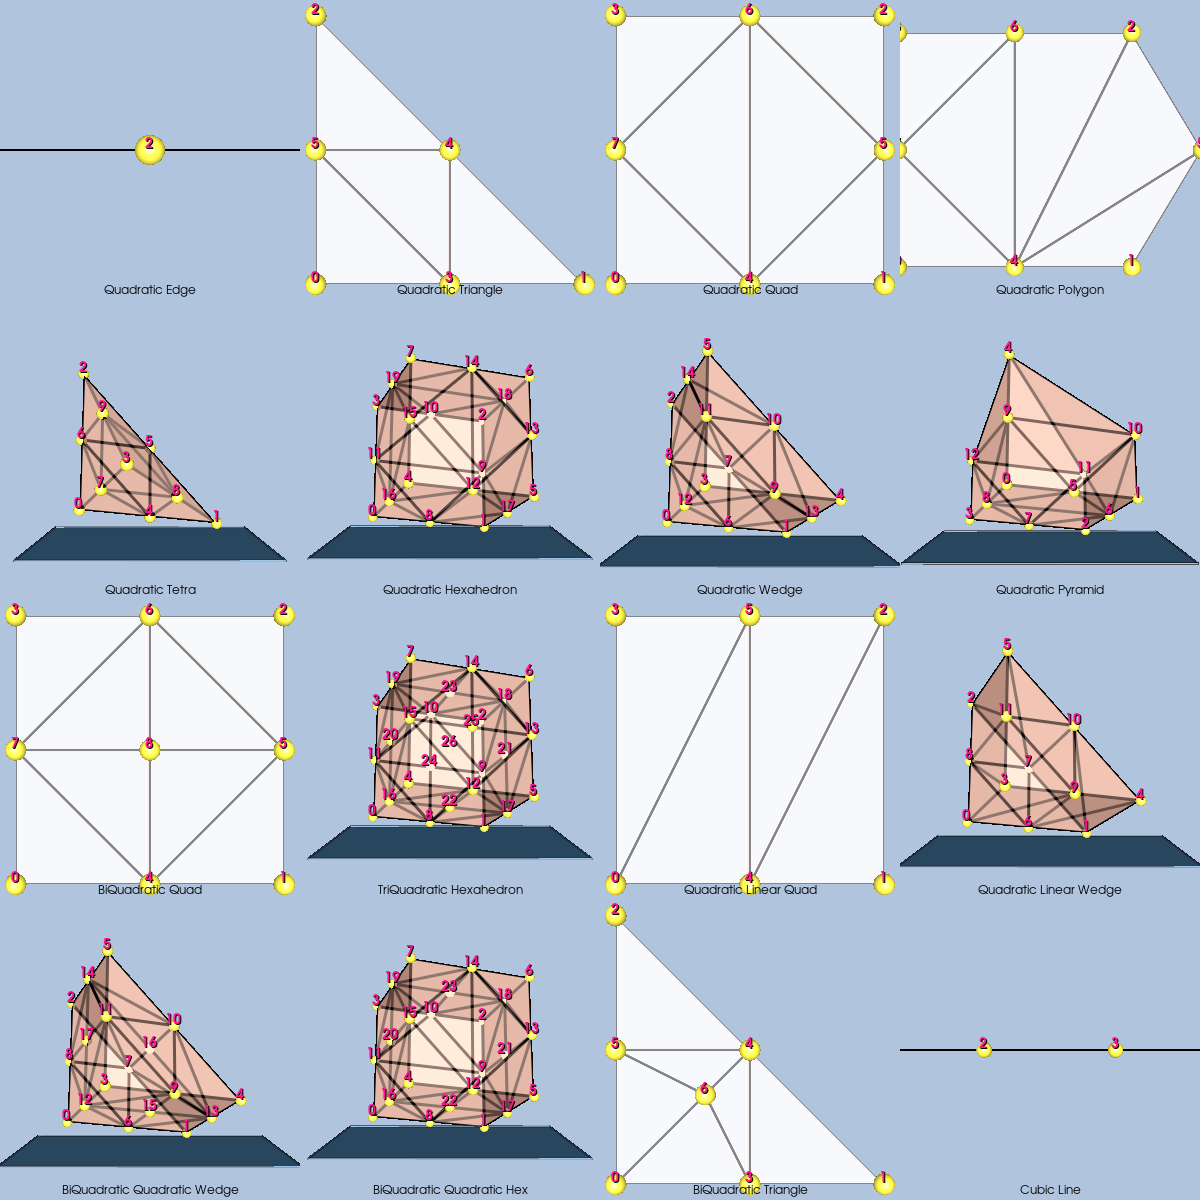

Write Python code to recreate this figure.
#!/usr/bin/env python

# Display sixteen isoparametric (quadratic/higher-order) cell types in a
# 4 × 4 grid of viewports, each with its own renderer.  Each cell shows
# vertex-ordering labels and gold sphere glyphs at the vertices.
# Three-dimensional cells are rotated and sit on a translucent plinth.

# Factory overrides: importing these modules registers the OpenGL rendering,
# FreeType text rendering, and interaction style implementations.
import vtkmodules.vtkInteractionStyle  # noqa: F401
import vtkmodules.vtkRenderingFreeType  # noqa: F401
import vtkmodules.vtkRenderingOpenGL2  # noqa: F401
# VTK pipeline classes used in this example
from vtkmodules.vtkCommonCore import vtkPoints
from vtkmodules.vtkCommonDataModel import (
    vtkBiQuadraticQuad,
    vtkBiQuadraticQuadraticHexahedron,
    vtkBiQuadraticQuadraticWedge,
    vtkBiQuadraticTriangle,
    vtkCubicLine,
    vtkQuadraticEdge,
    vtkQuadraticHexahedron,
    vtkQuadraticLinearQuad,
    vtkQuadraticLinearWedge,
    vtkQuadraticPolygon,
    vtkQuadraticPyramid,
    vtkQuadraticQuad,
    vtkQuadraticTetra,
    vtkQuadraticTriangle,
    vtkQuadraticWedge,
    vtkTriQuadraticHexahedron,
    vtkUnstructuredGrid,
)
from vtkmodules.vtkCommonTransforms import vtkTransform
from vtkmodules.vtkFiltersGeneral import vtkTransformFilter
from vtkmodules.vtkFiltersSources import (
    vtkCubeSource,
    vtkSphereSource,
)
from vtkmodules.vtkRenderingCore import (
    vtkActor,
    vtkActor2D,
    vtkDataSetMapper,
    vtkGlyph3DMapper,
    vtkPolyDataMapper,
    vtkProperty,
    vtkRenderWindow,
    vtkRenderWindowInteractor,
    vtkRenderer,
    vtkTextActor,
    vtkTextProperty,
)
from vtkmodules.vtkRenderingLabel import vtkLabeledDataMapper

# Colors (normalized RGB)
dark_salmon_rgb = (0.914, 0.588, 0.478)
seashell_rgb = (1.0, 0.961, 0.933)
gold_rgb = (1.0, 0.843, 0.0)
yellow_rgb = (1.0, 1.0, 0.0)
steel_blue_rgb = (0.275, 0.510, 0.706)
light_steel_blue_rgb = (0.690, 0.769, 0.871)
deep_pink_rgb = (1.0, 0.078, 0.576)
background_rgb = (0.690, 0.769, 0.871)

# ===========================================================================
# Sources: shared glyph source and 16 cell grids
# ===========================================================================
sphere_source = vtkSphereSource()
sphere_source.SetPhiResolution(21)
sphere_source.SetThetaResolution(21)
sphere_source.SetRadius(0.04)

# Cell 0: Quadratic Edge (wireframe, 2D)
qe_cell = vtkQuadraticEdge()
qe_pc = qe_cell.GetParametricCoords()
for i in range(qe_cell.GetNumberOfPoints()):
    qe_cell.GetPointIds().SetId(i, i)
    qe_cell.GetPoints().SetPoint(i, qe_pc[3 * i], qe_pc[3 * i + 1], qe_pc[3 * i + 2])
qe_grid = vtkUnstructuredGrid()
qe_grid.SetPoints(qe_cell.GetPoints())
qe_grid.InsertNextCell(qe_cell.GetCellType(), qe_cell.GetPointIds())
qe_bounds = qe_grid.GetBounds()
qe_new_pts = vtkPoints()
qe_new_pts.SetNumberOfPoints(qe_grid.GetNumberOfPoints())
for i in range(qe_grid.GetNumberOfPoints()):
    px, py, pz = qe_grid.GetPoint(i)
    qe_new_pts.SetPoint(i, px - (qe_bounds[0] + qe_bounds[1]) / 2.0,
                         py - (qe_bounds[2] + qe_bounds[3]) / 2.0,
                         pz - (qe_bounds[4] + qe_bounds[5]) / 2.0)
qe_grid.SetPoints(qe_new_pts)

# Cell 1: Quadratic Triangle (surface, 2D)
qt_cell = vtkQuadraticTriangle()
qt_pc = qt_cell.GetParametricCoords()
for i in range(qt_cell.GetNumberOfPoints()):
    qt_cell.GetPointIds().SetId(i, i)
    qt_cell.GetPoints().SetPoint(i, qt_pc[3 * i], qt_pc[3 * i + 1], qt_pc[3 * i + 2])
qt_grid = vtkUnstructuredGrid()
qt_grid.SetPoints(qt_cell.GetPoints())
qt_grid.InsertNextCell(qt_cell.GetCellType(), qt_cell.GetPointIds())
qt_bounds = qt_grid.GetBounds()
qt_new_pts = vtkPoints()
qt_new_pts.SetNumberOfPoints(qt_grid.GetNumberOfPoints())
for i in range(qt_grid.GetNumberOfPoints()):
    px, py, pz = qt_grid.GetPoint(i)
    qt_new_pts.SetPoint(i, px - (qt_bounds[0] + qt_bounds[1]) / 2.0,
                         py - (qt_bounds[2] + qt_bounds[3]) / 2.0,
                         pz - (qt_bounds[4] + qt_bounds[5]) / 2.0)
qt_grid.SetPoints(qt_new_pts)

# Cell 2: Quadratic Quad (surface, 2D)
qq_cell = vtkQuadraticQuad()
qq_pc = qq_cell.GetParametricCoords()
for i in range(qq_cell.GetNumberOfPoints()):
    qq_cell.GetPointIds().SetId(i, i)
    qq_cell.GetPoints().SetPoint(i, qq_pc[3 * i], qq_pc[3 * i + 1], qq_pc[3 * i + 2])
qq_grid = vtkUnstructuredGrid()
qq_grid.SetPoints(qq_cell.GetPoints())
qq_grid.InsertNextCell(qq_cell.GetCellType(), qq_cell.GetPointIds())
qq_bounds = qq_grid.GetBounds()
qq_new_pts = vtkPoints()
qq_new_pts.SetNumberOfPoints(qq_grid.GetNumberOfPoints())
for i in range(qq_grid.GetNumberOfPoints()):
    px, py, pz = qq_grid.GetPoint(i)
    qq_new_pts.SetPoint(i, px - (qq_bounds[0] + qq_bounds[1]) / 2.0,
                         py - (qq_bounds[2] + qq_bounds[3]) / 2.0,
                         pz - (qq_bounds[4] + qq_bounds[5]) / 2.0)
qq_grid.SetPoints(qq_new_pts)

# Cell 3: Quadratic Polygon (surface, 2D) — explicit points
qp_cell = vtkQuadraticPolygon()
qp_cell.GetPoints().SetNumberOfPoints(8)
qp_cell.GetPoints().SetPoint(0, 0.0, 0.0, 0.0)
qp_cell.GetPoints().SetPoint(1, 1.0, 0.0, 0.0)
qp_cell.GetPoints().SetPoint(2, 1.0, 1.0, 0.0)
qp_cell.GetPoints().SetPoint(3, 0.0, 1.0, 0.0)
qp_cell.GetPoints().SetPoint(4, 0.5, 0.0, 0.0)
qp_cell.GetPoints().SetPoint(5, 1.3, 0.5, 0.0)
qp_cell.GetPoints().SetPoint(6, 0.5, 1.0, 0.0)
qp_cell.GetPoints().SetPoint(7, 0.0, 0.5, 0.0)
qp_cell.GetPointIds().SetNumberOfIds(8)
for i in range(8):
    qp_cell.GetPointIds().SetId(i, i)
qp_grid = vtkUnstructuredGrid()
qp_grid.SetPoints(qp_cell.GetPoints())
qp_grid.InsertNextCell(qp_cell.GetCellType(), qp_cell.GetPointIds())
qp_bounds = qp_grid.GetBounds()
qp_new_pts = vtkPoints()
qp_new_pts.SetNumberOfPoints(qp_grid.GetNumberOfPoints())
for i in range(qp_grid.GetNumberOfPoints()):
    px, py, pz = qp_grid.GetPoint(i)
    qp_new_pts.SetPoint(i, px - (qp_bounds[0] + qp_bounds[1]) / 2.0,
                         py - (qp_bounds[2] + qp_bounds[3]) / 2.0,
                         pz - (qp_bounds[4] + qp_bounds[5]) / 2.0)
qp_grid.SetPoints(qp_new_pts)

# Cell 4: Quadratic Tetra (surface, 3D)
qtet_cell = vtkQuadraticTetra()
qtet_pc = qtet_cell.GetParametricCoords()
for i in range(qtet_cell.GetNumberOfPoints()):
    qtet_cell.GetPointIds().SetId(i, i)
    qtet_cell.GetPoints().SetPoint(i, qtet_pc[3 * i], qtet_pc[3 * i + 1], qtet_pc[3 * i + 2])
qtet_grid = vtkUnstructuredGrid()
qtet_grid.SetPoints(qtet_cell.GetPoints())
qtet_grid.InsertNextCell(qtet_cell.GetCellType(), qtet_cell.GetPointIds())
qtet_rot = vtkTransform()
qtet_rot.RotateX(-20)
qtet_rot.RotateY(20)
qtet_rtf = vtkTransformFilter()
qtet_rtf.SetTransform(qtet_rot)
qtet_rtf.SetInputData(qtet_grid)
qtet_rtf.Update()
qtet_grid.SetPoints(qtet_rtf.GetOutput().GetPoints())
qtet_bounds = qtet_grid.GetBounds()
qtet_new_pts = vtkPoints()
qtet_new_pts.SetNumberOfPoints(qtet_grid.GetNumberOfPoints())
for i in range(qtet_grid.GetNumberOfPoints()):
    px, py, pz = qtet_grid.GetPoint(i)
    qtet_new_pts.SetPoint(i, px - (qtet_bounds[0] + qtet_bounds[1]) / 2.0,
                           py - (qtet_bounds[2] + qtet_bounds[3]) / 2.0,
                           pz - (qtet_bounds[4] + qtet_bounds[5]) / 2.0)
qtet_grid.SetPoints(qtet_new_pts)

# Cell 5: Quadratic Hexahedron (surface, 3D)
qhex_cell = vtkQuadraticHexahedron()
qhex_pc = qhex_cell.GetParametricCoords()
for i in range(qhex_cell.GetNumberOfPoints()):
    qhex_cell.GetPointIds().SetId(i, i)
    qhex_cell.GetPoints().SetPoint(i, qhex_pc[3 * i], qhex_pc[3 * i + 1], qhex_pc[3 * i + 2])
qhex_grid = vtkUnstructuredGrid()
qhex_grid.SetPoints(qhex_cell.GetPoints())
qhex_grid.InsertNextCell(qhex_cell.GetCellType(), qhex_cell.GetPointIds())
qhex_rot = vtkTransform()
qhex_rot.RotateX(-20)
qhex_rot.RotateY(20)
qhex_rtf = vtkTransformFilter()
qhex_rtf.SetTransform(qhex_rot)
qhex_rtf.SetInputData(qhex_grid)
qhex_rtf.Update()
qhex_grid.SetPoints(qhex_rtf.GetOutput().GetPoints())
qhex_bounds = qhex_grid.GetBounds()
qhex_new_pts = vtkPoints()
qhex_new_pts.SetNumberOfPoints(qhex_grid.GetNumberOfPoints())
for i in range(qhex_grid.GetNumberOfPoints()):
    px, py, pz = qhex_grid.GetPoint(i)
    qhex_new_pts.SetPoint(i, px - (qhex_bounds[0] + qhex_bounds[1]) / 2.0,
                           py - (qhex_bounds[2] + qhex_bounds[3]) / 2.0,
                           pz - (qhex_bounds[4] + qhex_bounds[5]) / 2.0)
qhex_grid.SetPoints(qhex_new_pts)

# Cell 6: Quadratic Wedge (surface, 3D)
qw_cell = vtkQuadraticWedge()
qw_pc = qw_cell.GetParametricCoords()
for i in range(qw_cell.GetNumberOfPoints()):
    qw_cell.GetPointIds().SetId(i, i)
    qw_cell.GetPoints().SetPoint(i, qw_pc[3 * i], qw_pc[3 * i + 1], qw_pc[3 * i + 2])
qw_grid = vtkUnstructuredGrid()
qw_grid.SetPoints(qw_cell.GetPoints())
qw_grid.InsertNextCell(qw_cell.GetCellType(), qw_cell.GetPointIds())
qw_rot = vtkTransform()
qw_rot.RotateX(-20)
qw_rot.RotateY(20)
qw_rtf = vtkTransformFilter()
qw_rtf.SetTransform(qw_rot)
qw_rtf.SetInputData(qw_grid)
qw_rtf.Update()
qw_grid.SetPoints(qw_rtf.GetOutput().GetPoints())
qw_bounds = qw_grid.GetBounds()
qw_new_pts = vtkPoints()
qw_new_pts.SetNumberOfPoints(qw_grid.GetNumberOfPoints())
for i in range(qw_grid.GetNumberOfPoints()):
    px, py, pz = qw_grid.GetPoint(i)
    qw_new_pts.SetPoint(i, px - (qw_bounds[0] + qw_bounds[1]) / 2.0,
                         py - (qw_bounds[2] + qw_bounds[3]) / 2.0,
                         pz - (qw_bounds[4] + qw_bounds[5]) / 2.0)
qw_grid.SetPoints(qw_new_pts)

# Cell 7: Quadratic Pyramid (surface, 3D, pre-rotate X -90)
qpyr_cell = vtkQuadraticPyramid()
qpyr_pc = qpyr_cell.GetParametricCoords()
for i in range(qpyr_cell.GetNumberOfPoints()):
    qpyr_cell.GetPointIds().SetId(i, i)
    qpyr_cell.GetPoints().SetPoint(i, qpyr_pc[3 * i], qpyr_pc[3 * i + 1], qpyr_pc[3 * i + 2])
qpyr_grid = vtkUnstructuredGrid()
qpyr_grid.SetPoints(qpyr_cell.GetPoints())
qpyr_grid.InsertNextCell(qpyr_cell.GetCellType(), qpyr_cell.GetPointIds())
qpyr_pre_rot = vtkTransform()
qpyr_pre_rot.RotateX(-90)
qpyr_pre_rtf = vtkTransformFilter()
qpyr_pre_rtf.SetTransform(qpyr_pre_rot)
qpyr_pre_rtf.SetInputData(qpyr_grid)
qpyr_pre_rtf.Update()
qpyr_grid.SetPoints(qpyr_pre_rtf.GetOutput().GetPoints())
qpyr_rot = vtkTransform()
qpyr_rot.RotateX(-20)
qpyr_rot.RotateY(20)
qpyr_rtf = vtkTransformFilter()
qpyr_rtf.SetTransform(qpyr_rot)
qpyr_rtf.SetInputData(qpyr_grid)
qpyr_rtf.Update()
qpyr_grid.SetPoints(qpyr_rtf.GetOutput().GetPoints())
qpyr_bounds = qpyr_grid.GetBounds()
qpyr_new_pts = vtkPoints()
qpyr_new_pts.SetNumberOfPoints(qpyr_grid.GetNumberOfPoints())
for i in range(qpyr_grid.GetNumberOfPoints()):
    px, py, pz = qpyr_grid.GetPoint(i)
    qpyr_new_pts.SetPoint(i, px - (qpyr_bounds[0] + qpyr_bounds[1]) / 2.0,
                           py - (qpyr_bounds[2] + qpyr_bounds[3]) / 2.0,
                           pz - (qpyr_bounds[4] + qpyr_bounds[5]) / 2.0)
qpyr_grid.SetPoints(qpyr_new_pts)

# Cell 8: BiQuadratic Quad (surface, 2D)
bqq_cell = vtkBiQuadraticQuad()
bqq_pc = bqq_cell.GetParametricCoords()
for i in range(bqq_cell.GetNumberOfPoints()):
    bqq_cell.GetPointIds().SetId(i, i)
    bqq_cell.GetPoints().SetPoint(i, bqq_pc[3 * i], bqq_pc[3 * i + 1], bqq_pc[3 * i + 2])
bqq_grid = vtkUnstructuredGrid()
bqq_grid.SetPoints(bqq_cell.GetPoints())
bqq_grid.InsertNextCell(bqq_cell.GetCellType(), bqq_cell.GetPointIds())
bqq_bounds = bqq_grid.GetBounds()
bqq_new_pts = vtkPoints()
bqq_new_pts.SetNumberOfPoints(bqq_grid.GetNumberOfPoints())
for i in range(bqq_grid.GetNumberOfPoints()):
    px, py, pz = bqq_grid.GetPoint(i)
    bqq_new_pts.SetPoint(i, px - (bqq_bounds[0] + bqq_bounds[1]) / 2.0,
                          py - (bqq_bounds[2] + bqq_bounds[3]) / 2.0,
                          pz - (bqq_bounds[4] + bqq_bounds[5]) / 2.0)
bqq_grid.SetPoints(bqq_new_pts)

# Cell 9: TriQuadratic Hexahedron (surface, 3D)
tqh_cell = vtkTriQuadraticHexahedron()
tqh_pc = tqh_cell.GetParametricCoords()
for i in range(tqh_cell.GetNumberOfPoints()):
    tqh_cell.GetPointIds().SetId(i, i)
    tqh_cell.GetPoints().SetPoint(i, tqh_pc[3 * i], tqh_pc[3 * i + 1], tqh_pc[3 * i + 2])
tqh_grid = vtkUnstructuredGrid()
tqh_grid.SetPoints(tqh_cell.GetPoints())
tqh_grid.InsertNextCell(tqh_cell.GetCellType(), tqh_cell.GetPointIds())
tqh_rot = vtkTransform()
tqh_rot.RotateX(-20)
tqh_rot.RotateY(20)
tqh_rtf = vtkTransformFilter()
tqh_rtf.SetTransform(tqh_rot)
tqh_rtf.SetInputData(tqh_grid)
tqh_rtf.Update()
tqh_grid.SetPoints(tqh_rtf.GetOutput().GetPoints())
tqh_bounds = tqh_grid.GetBounds()
tqh_new_pts = vtkPoints()
tqh_new_pts.SetNumberOfPoints(tqh_grid.GetNumberOfPoints())
for i in range(tqh_grid.GetNumberOfPoints()):
    px, py, pz = tqh_grid.GetPoint(i)
    tqh_new_pts.SetPoint(i, px - (tqh_bounds[0] + tqh_bounds[1]) / 2.0,
                          py - (tqh_bounds[2] + tqh_bounds[3]) / 2.0,
                          pz - (tqh_bounds[4] + tqh_bounds[5]) / 2.0)
tqh_grid.SetPoints(tqh_new_pts)

# Cell 10: Quadratic Linear Quad (surface, 2D)
qlq_cell = vtkQuadraticLinearQuad()
qlq_pc = qlq_cell.GetParametricCoords()
for i in range(qlq_cell.GetNumberOfPoints()):
    qlq_cell.GetPointIds().SetId(i, i)
    qlq_cell.GetPoints().SetPoint(i, qlq_pc[3 * i], qlq_pc[3 * i + 1], qlq_pc[3 * i + 2])
qlq_grid = vtkUnstructuredGrid()
qlq_grid.SetPoints(qlq_cell.GetPoints())
qlq_grid.InsertNextCell(qlq_cell.GetCellType(), qlq_cell.GetPointIds())
qlq_bounds = qlq_grid.GetBounds()
qlq_new_pts = vtkPoints()
qlq_new_pts.SetNumberOfPoints(qlq_grid.GetNumberOfPoints())
for i in range(qlq_grid.GetNumberOfPoints()):
    px, py, pz = qlq_grid.GetPoint(i)
    qlq_new_pts.SetPoint(i, px - (qlq_bounds[0] + qlq_bounds[1]) / 2.0,
                          py - (qlq_bounds[2] + qlq_bounds[3]) / 2.0,
                          pz - (qlq_bounds[4] + qlq_bounds[5]) / 2.0)
qlq_grid.SetPoints(qlq_new_pts)

# Cell 11: Quadratic Linear Wedge (surface, 3D)
qlw_cell = vtkQuadraticLinearWedge()
qlw_pc = qlw_cell.GetParametricCoords()
for i in range(qlw_cell.GetNumberOfPoints()):
    qlw_cell.GetPointIds().SetId(i, i)
    qlw_cell.GetPoints().SetPoint(i, qlw_pc[3 * i], qlw_pc[3 * i + 1], qlw_pc[3 * i + 2])
qlw_grid = vtkUnstructuredGrid()
qlw_grid.SetPoints(qlw_cell.GetPoints())
qlw_grid.InsertNextCell(qlw_cell.GetCellType(), qlw_cell.GetPointIds())
qlw_rot = vtkTransform()
qlw_rot.RotateX(-20)
qlw_rot.RotateY(20)
qlw_rtf = vtkTransformFilter()
qlw_rtf.SetTransform(qlw_rot)
qlw_rtf.SetInputData(qlw_grid)
qlw_rtf.Update()
qlw_grid.SetPoints(qlw_rtf.GetOutput().GetPoints())
qlw_bounds = qlw_grid.GetBounds()
qlw_new_pts = vtkPoints()
qlw_new_pts.SetNumberOfPoints(qlw_grid.GetNumberOfPoints())
for i in range(qlw_grid.GetNumberOfPoints()):
    px, py, pz = qlw_grid.GetPoint(i)
    qlw_new_pts.SetPoint(i, px - (qlw_bounds[0] + qlw_bounds[1]) / 2.0,
                          py - (qlw_bounds[2] + qlw_bounds[3]) / 2.0,
                          pz - (qlw_bounds[4] + qlw_bounds[5]) / 2.0)
qlw_grid.SetPoints(qlw_new_pts)

# Cell 12: BiQuadratic Quadratic Wedge (surface, 3D)
bqqw_cell = vtkBiQuadraticQuadraticWedge()
bqqw_pc = bqqw_cell.GetParametricCoords()
for i in range(bqqw_cell.GetNumberOfPoints()):
    bqqw_cell.GetPointIds().SetId(i, i)
    bqqw_cell.GetPoints().SetPoint(i, bqqw_pc[3 * i], bqqw_pc[3 * i + 1], bqqw_pc[3 * i + 2])
bqqw_grid = vtkUnstructuredGrid()
bqqw_grid.SetPoints(bqqw_cell.GetPoints())
bqqw_grid.InsertNextCell(bqqw_cell.GetCellType(), bqqw_cell.GetPointIds())
bqqw_rot = vtkTransform()
bqqw_rot.RotateX(-20)
bqqw_rot.RotateY(20)
bqqw_rtf = vtkTransformFilter()
bqqw_rtf.SetTransform(bqqw_rot)
bqqw_rtf.SetInputData(bqqw_grid)
bqqw_rtf.Update()
bqqw_grid.SetPoints(bqqw_rtf.GetOutput().GetPoints())
bqqw_bounds = bqqw_grid.GetBounds()
bqqw_new_pts = vtkPoints()
bqqw_new_pts.SetNumberOfPoints(bqqw_grid.GetNumberOfPoints())
for i in range(bqqw_grid.GetNumberOfPoints()):
    px, py, pz = bqqw_grid.GetPoint(i)
    bqqw_new_pts.SetPoint(i, px - (bqqw_bounds[0] + bqqw_bounds[1]) / 2.0,
                           py - (bqqw_bounds[2] + bqqw_bounds[3]) / 2.0,
                           pz - (bqqw_bounds[4] + bqqw_bounds[5]) / 2.0)
bqqw_grid.SetPoints(bqqw_new_pts)

# Cell 13: BiQuadratic Quadratic Hexahedron (surface, 3D)
bqqh_cell = vtkBiQuadraticQuadraticHexahedron()
bqqh_pc = bqqh_cell.GetParametricCoords()
for i in range(bqqh_cell.GetNumberOfPoints()):
    bqqh_cell.GetPointIds().SetId(i, i)
    bqqh_cell.GetPoints().SetPoint(i, bqqh_pc[3 * i], bqqh_pc[3 * i + 1], bqqh_pc[3 * i + 2])
bqqh_grid = vtkUnstructuredGrid()
bqqh_grid.SetPoints(bqqh_cell.GetPoints())
bqqh_grid.InsertNextCell(bqqh_cell.GetCellType(), bqqh_cell.GetPointIds())
bqqh_rot = vtkTransform()
bqqh_rot.RotateX(-20)
bqqh_rot.RotateY(20)
bqqh_rtf = vtkTransformFilter()
bqqh_rtf.SetTransform(bqqh_rot)
bqqh_rtf.SetInputData(bqqh_grid)
bqqh_rtf.Update()
bqqh_grid.SetPoints(bqqh_rtf.GetOutput().GetPoints())
bqqh_bounds = bqqh_grid.GetBounds()
bqqh_new_pts = vtkPoints()
bqqh_new_pts.SetNumberOfPoints(bqqh_grid.GetNumberOfPoints())
for i in range(bqqh_grid.GetNumberOfPoints()):
    px, py, pz = bqqh_grid.GetPoint(i)
    bqqh_new_pts.SetPoint(i, px - (bqqh_bounds[0] + bqqh_bounds[1]) / 2.0,
                           py - (bqqh_bounds[2] + bqqh_bounds[3]) / 2.0,
                           pz - (bqqh_bounds[4] + bqqh_bounds[5]) / 2.0)
bqqh_grid.SetPoints(bqqh_new_pts)

# Cell 14: BiQuadratic Triangle (surface, 2D)
bqt_cell = vtkBiQuadraticTriangle()
bqt_pc = bqt_cell.GetParametricCoords()
for i in range(bqt_cell.GetNumberOfPoints()):
    bqt_cell.GetPointIds().SetId(i, i)
    bqt_cell.GetPoints().SetPoint(i, bqt_pc[3 * i], bqt_pc[3 * i + 1], bqt_pc[3 * i + 2])
bqt_grid = vtkUnstructuredGrid()
bqt_grid.SetPoints(bqt_cell.GetPoints())
bqt_grid.InsertNextCell(bqt_cell.GetCellType(), bqt_cell.GetPointIds())
bqt_bounds = bqt_grid.GetBounds()
bqt_new_pts = vtkPoints()
bqt_new_pts.SetNumberOfPoints(bqt_grid.GetNumberOfPoints())
for i in range(bqt_grid.GetNumberOfPoints()):
    px, py, pz = bqt_grid.GetPoint(i)
    bqt_new_pts.SetPoint(i, px - (bqt_bounds[0] + bqt_bounds[1]) / 2.0,
                          py - (bqt_bounds[2] + bqt_bounds[3]) / 2.0,
                          pz - (bqt_bounds[4] + bqt_bounds[5]) / 2.0)
bqt_grid.SetPoints(bqt_new_pts)

# Cell 15: Cubic Line (wireframe, 2D)
cl_cell = vtkCubicLine()
cl_pc = cl_cell.GetParametricCoords()
for i in range(cl_cell.GetNumberOfPoints()):
    cl_cell.GetPointIds().SetId(i, i)
    cl_cell.GetPoints().SetPoint(i, cl_pc[3 * i], cl_pc[3 * i + 1], cl_pc[3 * i + 2])
cl_grid = vtkUnstructuredGrid()
cl_grid.SetPoints(cl_cell.GetPoints())
cl_grid.InsertNextCell(cl_cell.GetCellType(), cl_cell.GetPointIds())
cl_bounds = cl_grid.GetBounds()
cl_new_pts = vtkPoints()
cl_new_pts.SetNumberOfPoints(cl_grid.GetNumberOfPoints())
for i in range(cl_grid.GetNumberOfPoints()):
    px, py, pz = cl_grid.GetPoint(i)
    cl_new_pts.SetPoint(i, px - (cl_bounds[0] + cl_bounds[1]) / 2.0,
                         py - (cl_bounds[2] + cl_bounds[3]) / 2.0,
                         pz - (cl_bounds[4] + cl_bounds[5]) / 2.0)
cl_grid.SetPoints(cl_new_pts)

# Plinth sources for 3D cells (4, 5, 6, 7, 9, 11, 12, 13)
qtet_plinth_bounds = qtet_grid.GetBounds()
qtet_plinth_dims = (qtet_plinth_bounds[1] - qtet_plinth_bounds[0],
                    qtet_plinth_bounds[3] - qtet_plinth_bounds[2],
                    qtet_plinth_bounds[5] - qtet_plinth_bounds[4])
qtet_plinth_thick = qtet_plinth_dims[2] * 0.01
qtet_plinth_source = vtkCubeSource()
qtet_plinth_source.SetCenter((qtet_plinth_bounds[1] + qtet_plinth_bounds[0]) / 2.0,
                              qtet_plinth_bounds[2] - qtet_plinth_thick / 2.0 - 0.05,
                              (qtet_plinth_bounds[5] + qtet_plinth_bounds[4]) / 2.0)
qtet_plinth_source.SetXLength(qtet_plinth_dims[0] + qtet_plinth_dims[0] * 0.5)
qtet_plinth_source.SetYLength(qtet_plinth_thick)
qtet_plinth_source.SetZLength(qtet_plinth_dims[2] + qtet_plinth_dims[2] * 0.5)

qhex_plinth_bounds = qhex_grid.GetBounds()
qhex_plinth_dims = (qhex_plinth_bounds[1] - qhex_plinth_bounds[0],
                    qhex_plinth_bounds[3] - qhex_plinth_bounds[2],
                    qhex_plinth_bounds[5] - qhex_plinth_bounds[4])
qhex_plinth_thick = qhex_plinth_dims[2] * 0.01
qhex_plinth_source = vtkCubeSource()
qhex_plinth_source.SetCenter((qhex_plinth_bounds[1] + qhex_plinth_bounds[0]) / 2.0,
                              qhex_plinth_bounds[2] - qhex_plinth_thick / 2.0 - 0.05,
                              (qhex_plinth_bounds[5] + qhex_plinth_bounds[4]) / 2.0)
qhex_plinth_source.SetXLength(qhex_plinth_dims[0] + qhex_plinth_dims[0] * 0.5)
qhex_plinth_source.SetYLength(qhex_plinth_thick)
qhex_plinth_source.SetZLength(qhex_plinth_dims[2] + qhex_plinth_dims[2] * 0.5)

qw_plinth_bounds = qw_grid.GetBounds()
qw_plinth_dims = (qw_plinth_bounds[1] - qw_plinth_bounds[0],
                  qw_plinth_bounds[3] - qw_plinth_bounds[2],
                  qw_plinth_bounds[5] - qw_plinth_bounds[4])
qw_plinth_thick = qw_plinth_dims[2] * 0.01
qw_plinth_source = vtkCubeSource()
qw_plinth_source.SetCenter((qw_plinth_bounds[1] + qw_plinth_bounds[0]) / 2.0,
                            qw_plinth_bounds[2] - qw_plinth_thick / 2.0 - 0.05,
                            (qw_plinth_bounds[5] + qw_plinth_bounds[4]) / 2.0)
qw_plinth_source.SetXLength(qw_plinth_dims[0] + qw_plinth_dims[0] * 0.5)
qw_plinth_source.SetYLength(qw_plinth_thick)
qw_plinth_source.SetZLength(qw_plinth_dims[2] + qw_plinth_dims[2] * 0.5)

qpyr_plinth_bounds = qpyr_grid.GetBounds()
qpyr_plinth_dims = (qpyr_plinth_bounds[1] - qpyr_plinth_bounds[0],
                    qpyr_plinth_bounds[3] - qpyr_plinth_bounds[2],
                    qpyr_plinth_bounds[5] - qpyr_plinth_bounds[4])
qpyr_plinth_thick = qpyr_plinth_dims[2] * 0.01
qpyr_plinth_source = vtkCubeSource()
qpyr_plinth_source.SetCenter((qpyr_plinth_bounds[1] + qpyr_plinth_bounds[0]) / 2.0,
                              qpyr_plinth_bounds[2] - qpyr_plinth_thick / 2.0 - 0.05,
                              (qpyr_plinth_bounds[5] + qpyr_plinth_bounds[4]) / 2.0)
qpyr_plinth_source.SetXLength(qpyr_plinth_dims[0] + qpyr_plinth_dims[0] * 0.5)
qpyr_plinth_source.SetYLength(qpyr_plinth_thick)
qpyr_plinth_source.SetZLength(qpyr_plinth_dims[2] + qpyr_plinth_dims[2] * 0.5)

tqh_plinth_bounds = tqh_grid.GetBounds()
tqh_plinth_dims = (tqh_plinth_bounds[1] - tqh_plinth_bounds[0],
                   tqh_plinth_bounds[3] - tqh_plinth_bounds[2],
                   tqh_plinth_bounds[5] - tqh_plinth_bounds[4])
tqh_plinth_thick = tqh_plinth_dims[2] * 0.01
tqh_plinth_source = vtkCubeSource()
tqh_plinth_source.SetCenter((tqh_plinth_bounds[1] + tqh_plinth_bounds[0]) / 2.0,
                             tqh_plinth_bounds[2] - tqh_plinth_thick / 2.0 - 0.05,
                             (tqh_plinth_bounds[5] + tqh_plinth_bounds[4]) / 2.0)
tqh_plinth_source.SetXLength(tqh_plinth_dims[0] + tqh_plinth_dims[0] * 0.5)
tqh_plinth_source.SetYLength(tqh_plinth_thick)
tqh_plinth_source.SetZLength(tqh_plinth_dims[2] + tqh_plinth_dims[2] * 0.5)

qlw_plinth_bounds = qlw_grid.GetBounds()
qlw_plinth_dims = (qlw_plinth_bounds[1] - qlw_plinth_bounds[0],
                   qlw_plinth_bounds[3] - qlw_plinth_bounds[2],
                   qlw_plinth_bounds[5] - qlw_plinth_bounds[4])
qlw_plinth_thick = qlw_plinth_dims[2] * 0.01
qlw_plinth_source = vtkCubeSource()
qlw_plinth_source.SetCenter((qlw_plinth_bounds[1] + qlw_plinth_bounds[0]) / 2.0,
                             qlw_plinth_bounds[2] - qlw_plinth_thick / 2.0 - 0.05,
                             (qlw_plinth_bounds[5] + qlw_plinth_bounds[4]) / 2.0)
qlw_plinth_source.SetXLength(qlw_plinth_dims[0] + qlw_plinth_dims[0] * 0.5)
qlw_plinth_source.SetYLength(qlw_plinth_thick)
qlw_plinth_source.SetZLength(qlw_plinth_dims[2] + qlw_plinth_dims[2] * 0.5)

bqqw_plinth_bounds = bqqw_grid.GetBounds()
bqqw_plinth_dims = (bqqw_plinth_bounds[1] - bqqw_plinth_bounds[0],
                    bqqw_plinth_bounds[3] - bqqw_plinth_bounds[2],
                    bqqw_plinth_bounds[5] - bqqw_plinth_bounds[4])
bqqw_plinth_thick = bqqw_plinth_dims[2] * 0.01
bqqw_plinth_source = vtkCubeSource()
bqqw_plinth_source.SetCenter((bqqw_plinth_bounds[1] + bqqw_plinth_bounds[0]) / 2.0,
                              bqqw_plinth_bounds[2] - bqqw_plinth_thick / 2.0 - 0.05,
                              (bqqw_plinth_bounds[5] + bqqw_plinth_bounds[4]) / 2.0)
bqqw_plinth_source.SetXLength(bqqw_plinth_dims[0] + bqqw_plinth_dims[0] * 0.5)
bqqw_plinth_source.SetYLength(bqqw_plinth_thick)
bqqw_plinth_source.SetZLength(bqqw_plinth_dims[2] + bqqw_plinth_dims[2] * 0.5)

bqqh_plinth_bounds = bqqh_grid.GetBounds()
bqqh_plinth_dims = (bqqh_plinth_bounds[1] - bqqh_plinth_bounds[0],
                    bqqh_plinth_bounds[3] - bqqh_plinth_bounds[2],
                    bqqh_plinth_bounds[5] - bqqh_plinth_bounds[4])
bqqh_plinth_thick = bqqh_plinth_dims[2] * 0.01
bqqh_plinth_source = vtkCubeSource()
bqqh_plinth_source.SetCenter((bqqh_plinth_bounds[1] + bqqh_plinth_bounds[0]) / 2.0,
                              bqqh_plinth_bounds[2] - bqqh_plinth_thick / 2.0 - 0.05,
                              (bqqh_plinth_bounds[5] + bqqh_plinth_bounds[4]) / 2.0)
bqqh_plinth_source.SetXLength(bqqh_plinth_dims[0] + bqqh_plinth_dims[0] * 0.5)
bqqh_plinth_source.SetYLength(bqqh_plinth_thick)
bqqh_plinth_source.SetZLength(bqqh_plinth_dims[2] + bqqh_plinth_dims[2] * 0.5)

# ===========================================================================
# Mappers and Actors
# ===========================================================================

# Cell 0: Quadratic Edge (wireframe, 2D)
qe_mapper = vtkDataSetMapper()
qe_mapper.SetInputData(qe_grid)
qe_property = vtkProperty()
qe_property.SetRepresentationToWireframe()
qe_property.SetLineWidth(2)
qe_property.SetOpacity(1)
qe_property.SetColor(0.0, 0.0, 0.0)
qe_actor = vtkActor()
qe_actor.SetMapper(qe_mapper)
qe_actor.SetProperty(qe_property)
qe_label_text_property = vtkTextProperty()
qe_label_text_property.BoldOn()
qe_label_text_property.ShadowOn()
qe_label_text_property.SetJustificationToCentered()
qe_label_text_property.SetColor(deep_pink_rgb)
qe_label_text_property.SetFontSize(14)
qe_label_mapper = vtkLabeledDataMapper()
qe_label_mapper.SetInputData(qe_grid)
qe_label_mapper.SetLabelTextProperty(qe_label_text_property)
qe_label_actor = vtkActor2D()
qe_label_actor.SetMapper(qe_label_mapper)
qe_glyph_mapper = vtkGlyph3DMapper()
qe_glyph_mapper.SetInputData(qe_grid)
qe_glyph_mapper.SetSourceConnection(sphere_source.GetOutputPort())
qe_glyph_mapper.ScalingOn()
qe_glyph_mapper.ScalarVisibilityOff()
qe_glyph_property = vtkProperty()
qe_glyph_property.SetAmbientColor(gold_rgb)
qe_glyph_property.SetDiffuseColor(yellow_rgb)
qe_glyph_property.SetSpecularColor(1.0, 1.0, 1.0)
qe_glyph_property.SetSpecular(0.5)
qe_glyph_property.SetDiffuse(0.7)
qe_glyph_property.SetAmbient(0.5)
qe_glyph_property.SetSpecularPower(20.0)
qe_glyph_property.SetOpacity(1.0)
qe_glyph_actor = vtkActor()
qe_glyph_actor.SetMapper(qe_glyph_mapper)
qe_glyph_actor.SetProperty(qe_glyph_property)
qe_text_actor = vtkTextActor()
qe_text_actor.SetInput("Quadratic Edge")
qe_text_actor.GetTextProperty().SetFontSize(12)
qe_text_actor.GetTextProperty().SetColor(0.0, 0.0, 0.0)
qe_text_actor.GetTextProperty().SetJustificationToCentered()
qe_text_actor.GetPositionCoordinate().SetCoordinateSystemToNormalizedViewport()
qe_text_actor.SetPosition(0.5, 0.01)

# Cell 1: Quadratic Triangle (surface, 2D)
qt_mapper = vtkDataSetMapper()
qt_mapper.SetInputData(qt_grid)
qt_property = vtkProperty()
qt_property.SetAmbientColor(dark_salmon_rgb)
qt_property.SetDiffuseColor(seashell_rgb)
qt_property.SetSpecularColor(1.0, 1.0, 1.0)
qt_property.SetSpecular(0.5)
qt_property.SetDiffuse(0.7)
qt_property.SetAmbient(0.5)
qt_property.SetSpecularPower(20.0)
qt_property.SetOpacity(0.9)
qt_property.EdgeVisibilityOn()
qt_property.SetLineWidth(3)
qt_actor = vtkActor()
qt_actor.SetMapper(qt_mapper)
qt_actor.SetProperty(qt_property)
qt_label_text_property = vtkTextProperty()
qt_label_text_property.BoldOn()
qt_label_text_property.ShadowOn()
qt_label_text_property.SetJustificationToCentered()
qt_label_text_property.SetColor(deep_pink_rgb)
qt_label_text_property.SetFontSize(14)
qt_label_mapper = vtkLabeledDataMapper()
qt_label_mapper.SetInputData(qt_grid)
qt_label_mapper.SetLabelTextProperty(qt_label_text_property)
qt_label_actor = vtkActor2D()
qt_label_actor.SetMapper(qt_label_mapper)
qt_glyph_mapper = vtkGlyph3DMapper()
qt_glyph_mapper.SetInputData(qt_grid)
qt_glyph_mapper.SetSourceConnection(sphere_source.GetOutputPort())
qt_glyph_mapper.ScalingOn()
qt_glyph_mapper.ScalarVisibilityOff()
qt_glyph_property = vtkProperty()
qt_glyph_property.SetAmbientColor(gold_rgb)
qt_glyph_property.SetDiffuseColor(yellow_rgb)
qt_glyph_property.SetSpecularColor(1.0, 1.0, 1.0)
qt_glyph_property.SetSpecular(0.5)
qt_glyph_property.SetDiffuse(0.7)
qt_glyph_property.SetAmbient(0.5)
qt_glyph_property.SetSpecularPower(20.0)
qt_glyph_property.SetOpacity(1.0)
qt_glyph_actor = vtkActor()
qt_glyph_actor.SetMapper(qt_glyph_mapper)
qt_glyph_actor.SetProperty(qt_glyph_property)
qt_text_actor = vtkTextActor()
qt_text_actor.SetInput("Quadratic Triangle")
qt_text_actor.GetTextProperty().SetFontSize(12)
qt_text_actor.GetTextProperty().SetColor(0.0, 0.0, 0.0)
qt_text_actor.GetTextProperty().SetJustificationToCentered()
qt_text_actor.GetPositionCoordinate().SetCoordinateSystemToNormalizedViewport()
qt_text_actor.SetPosition(0.5, 0.01)

# Cell 2: Quadratic Quad (surface, 2D)
qq_mapper = vtkDataSetMapper()
qq_mapper.SetInputData(qq_grid)
qq_property = vtkProperty()
qq_property.SetAmbientColor(dark_salmon_rgb)
qq_property.SetDiffuseColor(seashell_rgb)
qq_property.SetSpecularColor(1.0, 1.0, 1.0)
qq_property.SetSpecular(0.5)
qq_property.SetDiffuse(0.7)
qq_property.SetAmbient(0.5)
qq_property.SetSpecularPower(20.0)
qq_property.SetOpacity(0.9)
qq_property.EdgeVisibilityOn()
qq_property.SetLineWidth(3)
qq_actor = vtkActor()
qq_actor.SetMapper(qq_mapper)
qq_actor.SetProperty(qq_property)
qq_label_text_property = vtkTextProperty()
qq_label_text_property.BoldOn()
qq_label_text_property.ShadowOn()
qq_label_text_property.SetJustificationToCentered()
qq_label_text_property.SetColor(deep_pink_rgb)
qq_label_text_property.SetFontSize(14)
qq_label_mapper = vtkLabeledDataMapper()
qq_label_mapper.SetInputData(qq_grid)
qq_label_mapper.SetLabelTextProperty(qq_label_text_property)
qq_label_actor = vtkActor2D()
qq_label_actor.SetMapper(qq_label_mapper)
qq_glyph_mapper = vtkGlyph3DMapper()
qq_glyph_mapper.SetInputData(qq_grid)
qq_glyph_mapper.SetSourceConnection(sphere_source.GetOutputPort())
qq_glyph_mapper.ScalingOn()
qq_glyph_mapper.ScalarVisibilityOff()
qq_glyph_property = vtkProperty()
qq_glyph_property.SetAmbientColor(gold_rgb)
qq_glyph_property.SetDiffuseColor(yellow_rgb)
qq_glyph_property.SetSpecularColor(1.0, 1.0, 1.0)
qq_glyph_property.SetSpecular(0.5)
qq_glyph_property.SetDiffuse(0.7)
qq_glyph_property.SetAmbient(0.5)
qq_glyph_property.SetSpecularPower(20.0)
qq_glyph_property.SetOpacity(1.0)
qq_glyph_actor = vtkActor()
qq_glyph_actor.SetMapper(qq_glyph_mapper)
qq_glyph_actor.SetProperty(qq_glyph_property)
qq_text_actor = vtkTextActor()
qq_text_actor.SetInput("Quadratic Quad")
qq_text_actor.GetTextProperty().SetFontSize(12)
qq_text_actor.GetTextProperty().SetColor(0.0, 0.0, 0.0)
qq_text_actor.GetTextProperty().SetJustificationToCentered()
qq_text_actor.GetPositionCoordinate().SetCoordinateSystemToNormalizedViewport()
qq_text_actor.SetPosition(0.5, 0.01)

# Cell 3: Quadratic Polygon (surface, 2D)
qp_mapper = vtkDataSetMapper()
qp_mapper.SetInputData(qp_grid)
qp_property = vtkProperty()
qp_property.SetAmbientColor(dark_salmon_rgb)
qp_property.SetDiffuseColor(seashell_rgb)
qp_property.SetSpecularColor(1.0, 1.0, 1.0)
qp_property.SetSpecular(0.5)
qp_property.SetDiffuse(0.7)
qp_property.SetAmbient(0.5)
qp_property.SetSpecularPower(20.0)
qp_property.SetOpacity(0.9)
qp_property.EdgeVisibilityOn()
qp_property.SetLineWidth(3)
qp_actor = vtkActor()
qp_actor.SetMapper(qp_mapper)
qp_actor.SetProperty(qp_property)
qp_label_text_property = vtkTextProperty()
qp_label_text_property.BoldOn()
qp_label_text_property.ShadowOn()
qp_label_text_property.SetJustificationToCentered()
qp_label_text_property.SetColor(deep_pink_rgb)
qp_label_text_property.SetFontSize(14)
qp_label_mapper = vtkLabeledDataMapper()
qp_label_mapper.SetInputData(qp_grid)
qp_label_mapper.SetLabelTextProperty(qp_label_text_property)
qp_label_actor = vtkActor2D()
qp_label_actor.SetMapper(qp_label_mapper)
qp_glyph_mapper = vtkGlyph3DMapper()
qp_glyph_mapper.SetInputData(qp_grid)
qp_glyph_mapper.SetSourceConnection(sphere_source.GetOutputPort())
qp_glyph_mapper.ScalingOn()
qp_glyph_mapper.ScalarVisibilityOff()
qp_glyph_property = vtkProperty()
qp_glyph_property.SetAmbientColor(gold_rgb)
qp_glyph_property.SetDiffuseColor(yellow_rgb)
qp_glyph_property.SetSpecularColor(1.0, 1.0, 1.0)
qp_glyph_property.SetSpecular(0.5)
qp_glyph_property.SetDiffuse(0.7)
qp_glyph_property.SetAmbient(0.5)
qp_glyph_property.SetSpecularPower(20.0)
qp_glyph_property.SetOpacity(1.0)
qp_glyph_actor = vtkActor()
qp_glyph_actor.SetMapper(qp_glyph_mapper)
qp_glyph_actor.SetProperty(qp_glyph_property)
qp_text_actor = vtkTextActor()
qp_text_actor.SetInput("Quadratic Polygon")
qp_text_actor.GetTextProperty().SetFontSize(12)
qp_text_actor.GetTextProperty().SetColor(0.0, 0.0, 0.0)
qp_text_actor.GetTextProperty().SetJustificationToCentered()
qp_text_actor.GetPositionCoordinate().SetCoordinateSystemToNormalizedViewport()
qp_text_actor.SetPosition(0.5, 0.01)

# Cell 4: Quadratic Tetra (surface, 3D)
qtet_mapper = vtkDataSetMapper()
qtet_mapper.SetInputData(qtet_grid)
qtet_property = vtkProperty()
qtet_property.SetAmbientColor(dark_salmon_rgb)
qtet_property.SetDiffuseColor(seashell_rgb)
qtet_property.SetSpecularColor(1.0, 1.0, 1.0)
qtet_property.SetSpecular(0.5)
qtet_property.SetDiffuse(0.7)
qtet_property.SetAmbient(0.5)
qtet_property.SetSpecularPower(20.0)
qtet_property.SetOpacity(0.9)
qtet_property.EdgeVisibilityOn()
qtet_property.SetLineWidth(3)
qtet_actor = vtkActor()
qtet_actor.SetMapper(qtet_mapper)
qtet_actor.SetProperty(qtet_property)
qtet_label_text_property = vtkTextProperty()
qtet_label_text_property.BoldOn()
qtet_label_text_property.ShadowOn()
qtet_label_text_property.SetJustificationToCentered()
qtet_label_text_property.SetColor(deep_pink_rgb)
qtet_label_text_property.SetFontSize(14)
qtet_label_mapper = vtkLabeledDataMapper()
qtet_label_mapper.SetInputData(qtet_grid)
qtet_label_mapper.SetLabelTextProperty(qtet_label_text_property)
qtet_label_actor = vtkActor2D()
qtet_label_actor.SetMapper(qtet_label_mapper)
qtet_glyph_mapper = vtkGlyph3DMapper()
qtet_glyph_mapper.SetInputData(qtet_grid)
qtet_glyph_mapper.SetSourceConnection(sphere_source.GetOutputPort())
qtet_glyph_mapper.ScalingOn()
qtet_glyph_mapper.ScalarVisibilityOff()
qtet_glyph_property = vtkProperty()
qtet_glyph_property.SetAmbientColor(gold_rgb)
qtet_glyph_property.SetDiffuseColor(yellow_rgb)
qtet_glyph_property.SetSpecularColor(1.0, 1.0, 1.0)
qtet_glyph_property.SetSpecular(0.5)
qtet_glyph_property.SetDiffuse(0.7)
qtet_glyph_property.SetAmbient(0.5)
qtet_glyph_property.SetSpecularPower(20.0)
qtet_glyph_property.SetOpacity(1.0)
qtet_glyph_actor = vtkActor()
qtet_glyph_actor.SetMapper(qtet_glyph_mapper)
qtet_glyph_actor.SetProperty(qtet_glyph_property)
qtet_plinth_mapper = vtkPolyDataMapper()
qtet_plinth_mapper.SetInputConnection(qtet_plinth_source.GetOutputPort())
qtet_plinth_property = vtkProperty()
qtet_plinth_property.SetAmbientColor(steel_blue_rgb)
qtet_plinth_property.SetDiffuseColor(light_steel_blue_rgb)
qtet_plinth_property.SetSpecularColor(1.0, 1.0, 1.0)
qtet_plinth_property.SetSpecular(0.5)
qtet_plinth_property.SetDiffuse(0.7)
qtet_plinth_property.SetAmbient(0.5)
qtet_plinth_property.SetSpecularPower(20.0)
qtet_plinth_property.SetOpacity(0.8)
qtet_plinth_property.EdgeVisibilityOn()
qtet_plinth_property.SetLineWidth(1)
qtet_plinth_actor = vtkActor()
qtet_plinth_actor.SetMapper(qtet_plinth_mapper)
qtet_plinth_actor.SetProperty(qtet_plinth_property)
qtet_text_actor = vtkTextActor()
qtet_text_actor.SetInput("Quadratic Tetra")
qtet_text_actor.GetTextProperty().SetFontSize(12)
qtet_text_actor.GetTextProperty().SetColor(0.0, 0.0, 0.0)
qtet_text_actor.GetTextProperty().SetJustificationToCentered()
qtet_text_actor.GetPositionCoordinate().SetCoordinateSystemToNormalizedViewport()
qtet_text_actor.SetPosition(0.5, 0.01)

# Cell 5: Quadratic Hexahedron (surface, 3D)
qhex_mapper = vtkDataSetMapper()
qhex_mapper.SetInputData(qhex_grid)
qhex_property = vtkProperty()
qhex_property.SetAmbientColor(dark_salmon_rgb)
qhex_property.SetDiffuseColor(seashell_rgb)
qhex_property.SetSpecularColor(1.0, 1.0, 1.0)
qhex_property.SetSpecular(0.5)
qhex_property.SetDiffuse(0.7)
qhex_property.SetAmbient(0.5)
qhex_property.SetSpecularPower(20.0)
qhex_property.SetOpacity(0.9)
qhex_property.EdgeVisibilityOn()
qhex_property.SetLineWidth(3)
qhex_actor = vtkActor()
qhex_actor.SetMapper(qhex_mapper)
qhex_actor.SetProperty(qhex_property)
qhex_label_text_property = vtkTextProperty()
qhex_label_text_property.BoldOn()
qhex_label_text_property.ShadowOn()
qhex_label_text_property.SetJustificationToCentered()
qhex_label_text_property.SetColor(deep_pink_rgb)
qhex_label_text_property.SetFontSize(14)
qhex_label_mapper = vtkLabeledDataMapper()
qhex_label_mapper.SetInputData(qhex_grid)
qhex_label_mapper.SetLabelTextProperty(qhex_label_text_property)
qhex_label_actor = vtkActor2D()
qhex_label_actor.SetMapper(qhex_label_mapper)
qhex_glyph_mapper = vtkGlyph3DMapper()
qhex_glyph_mapper.SetInputData(qhex_grid)
qhex_glyph_mapper.SetSourceConnection(sphere_source.GetOutputPort())
qhex_glyph_mapper.ScalingOn()
qhex_glyph_mapper.ScalarVisibilityOff()
qhex_glyph_property = vtkProperty()
qhex_glyph_property.SetAmbientColor(gold_rgb)
qhex_glyph_property.SetDiffuseColor(yellow_rgb)
qhex_glyph_property.SetSpecularColor(1.0, 1.0, 1.0)
qhex_glyph_property.SetSpecular(0.5)
qhex_glyph_property.SetDiffuse(0.7)
qhex_glyph_property.SetAmbient(0.5)
qhex_glyph_property.SetSpecularPower(20.0)
qhex_glyph_property.SetOpacity(1.0)
qhex_glyph_actor = vtkActor()
qhex_glyph_actor.SetMapper(qhex_glyph_mapper)
qhex_glyph_actor.SetProperty(qhex_glyph_property)
qhex_plinth_mapper = vtkPolyDataMapper()
qhex_plinth_mapper.SetInputConnection(qhex_plinth_source.GetOutputPort())
qhex_plinth_property = vtkProperty()
qhex_plinth_property.SetAmbientColor(steel_blue_rgb)
qhex_plinth_property.SetDiffuseColor(light_steel_blue_rgb)
qhex_plinth_property.SetSpecularColor(1.0, 1.0, 1.0)
qhex_plinth_property.SetSpecular(0.5)
qhex_plinth_property.SetDiffuse(0.7)
qhex_plinth_property.SetAmbient(0.5)
qhex_plinth_property.SetSpecularPower(20.0)
qhex_plinth_property.SetOpacity(0.8)
qhex_plinth_property.EdgeVisibilityOn()
qhex_plinth_property.SetLineWidth(1)
qhex_plinth_actor = vtkActor()
qhex_plinth_actor.SetMapper(qhex_plinth_mapper)
qhex_plinth_actor.SetProperty(qhex_plinth_property)
qhex_text_actor = vtkTextActor()
qhex_text_actor.SetInput("Quadratic Hexahedron")
qhex_text_actor.GetTextProperty().SetFontSize(12)
qhex_text_actor.GetTextProperty().SetColor(0.0, 0.0, 0.0)
qhex_text_actor.GetTextProperty().SetJustificationToCentered()
qhex_text_actor.GetPositionCoordinate().SetCoordinateSystemToNormalizedViewport()
qhex_text_actor.SetPosition(0.5, 0.01)

# Cell 6: Quadratic Wedge (surface, 3D)
qw_mapper = vtkDataSetMapper()
qw_mapper.SetInputData(qw_grid)
qw_property = vtkProperty()
qw_property.SetAmbientColor(dark_salmon_rgb)
qw_property.SetDiffuseColor(seashell_rgb)
qw_property.SetSpecularColor(1.0, 1.0, 1.0)
qw_property.SetSpecular(0.5)
qw_property.SetDiffuse(0.7)
qw_property.SetAmbient(0.5)
qw_property.SetSpecularPower(20.0)
qw_property.SetOpacity(0.9)
qw_property.EdgeVisibilityOn()
qw_property.SetLineWidth(3)
qw_actor = vtkActor()
qw_actor.SetMapper(qw_mapper)
qw_actor.SetProperty(qw_property)
qw_label_text_property = vtkTextProperty()
qw_label_text_property.BoldOn()
qw_label_text_property.ShadowOn()
qw_label_text_property.SetJustificationToCentered()
qw_label_text_property.SetColor(deep_pink_rgb)
qw_label_text_property.SetFontSize(14)
qw_label_mapper = vtkLabeledDataMapper()
qw_label_mapper.SetInputData(qw_grid)
qw_label_mapper.SetLabelTextProperty(qw_label_text_property)
qw_label_actor = vtkActor2D()
qw_label_actor.SetMapper(qw_label_mapper)
qw_glyph_mapper = vtkGlyph3DMapper()
qw_glyph_mapper.SetInputData(qw_grid)
qw_glyph_mapper.SetSourceConnection(sphere_source.GetOutputPort())
qw_glyph_mapper.ScalingOn()
qw_glyph_mapper.ScalarVisibilityOff()
qw_glyph_property = vtkProperty()
qw_glyph_property.SetAmbientColor(gold_rgb)
qw_glyph_property.SetDiffuseColor(yellow_rgb)
qw_glyph_property.SetSpecularColor(1.0, 1.0, 1.0)
qw_glyph_property.SetSpecular(0.5)
qw_glyph_property.SetDiffuse(0.7)
qw_glyph_property.SetAmbient(0.5)
qw_glyph_property.SetSpecularPower(20.0)
qw_glyph_property.SetOpacity(1.0)
qw_glyph_actor = vtkActor()
qw_glyph_actor.SetMapper(qw_glyph_mapper)
qw_glyph_actor.SetProperty(qw_glyph_property)
qw_plinth_mapper = vtkPolyDataMapper()
qw_plinth_mapper.SetInputConnection(qw_plinth_source.GetOutputPort())
qw_plinth_property = vtkProperty()
qw_plinth_property.SetAmbientColor(steel_blue_rgb)
qw_plinth_property.SetDiffuseColor(light_steel_blue_rgb)
qw_plinth_property.SetSpecularColor(1.0, 1.0, 1.0)
qw_plinth_property.SetSpecular(0.5)
qw_plinth_property.SetDiffuse(0.7)
qw_plinth_property.SetAmbient(0.5)
qw_plinth_property.SetSpecularPower(20.0)
qw_plinth_property.SetOpacity(0.8)
qw_plinth_property.EdgeVisibilityOn()
qw_plinth_property.SetLineWidth(1)
qw_plinth_actor = vtkActor()
qw_plinth_actor.SetMapper(qw_plinth_mapper)
qw_plinth_actor.SetProperty(qw_plinth_property)
qw_text_actor = vtkTextActor()
qw_text_actor.SetInput("Quadratic Wedge")
qw_text_actor.GetTextProperty().SetFontSize(12)
qw_text_actor.GetTextProperty().SetColor(0.0, 0.0, 0.0)
qw_text_actor.GetTextProperty().SetJustificationToCentered()
qw_text_actor.GetPositionCoordinate().SetCoordinateSystemToNormalizedViewport()
qw_text_actor.SetPosition(0.5, 0.01)

# Cell 7: Quadratic Pyramid (surface, 3D)
qpyr_mapper = vtkDataSetMapper()
qpyr_mapper.SetInputData(qpyr_grid)
qpyr_property = vtkProperty()
qpyr_property.SetAmbientColor(dark_salmon_rgb)
qpyr_property.SetDiffuseColor(seashell_rgb)
qpyr_property.SetSpecularColor(1.0, 1.0, 1.0)
qpyr_property.SetSpecular(0.5)
qpyr_property.SetDiffuse(0.7)
qpyr_property.SetAmbient(0.5)
qpyr_property.SetSpecularPower(20.0)
qpyr_property.SetOpacity(0.9)
qpyr_property.EdgeVisibilityOn()
qpyr_property.SetLineWidth(3)
qpyr_actor = vtkActor()
qpyr_actor.SetMapper(qpyr_mapper)
qpyr_actor.SetProperty(qpyr_property)
qpyr_label_text_property = vtkTextProperty()
qpyr_label_text_property.BoldOn()
qpyr_label_text_property.ShadowOn()
qpyr_label_text_property.SetJustificationToCentered()
qpyr_label_text_property.SetColor(deep_pink_rgb)
qpyr_label_text_property.SetFontSize(14)
qpyr_label_mapper = vtkLabeledDataMapper()
qpyr_label_mapper.SetInputData(qpyr_grid)
qpyr_label_mapper.SetLabelTextProperty(qpyr_label_text_property)
qpyr_label_actor = vtkActor2D()
qpyr_label_actor.SetMapper(qpyr_label_mapper)
qpyr_glyph_mapper = vtkGlyph3DMapper()
qpyr_glyph_mapper.SetInputData(qpyr_grid)
qpyr_glyph_mapper.SetSourceConnection(sphere_source.GetOutputPort())
qpyr_glyph_mapper.ScalingOn()
qpyr_glyph_mapper.ScalarVisibilityOff()
qpyr_glyph_property = vtkProperty()
qpyr_glyph_property.SetAmbientColor(gold_rgb)
qpyr_glyph_property.SetDiffuseColor(yellow_rgb)
qpyr_glyph_property.SetSpecularColor(1.0, 1.0, 1.0)
qpyr_glyph_property.SetSpecular(0.5)
qpyr_glyph_property.SetDiffuse(0.7)
qpyr_glyph_property.SetAmbient(0.5)
qpyr_glyph_property.SetSpecularPower(20.0)
qpyr_glyph_property.SetOpacity(1.0)
qpyr_glyph_actor = vtkActor()
qpyr_glyph_actor.SetMapper(qpyr_glyph_mapper)
qpyr_glyph_actor.SetProperty(qpyr_glyph_property)
qpyr_plinth_mapper = vtkPolyDataMapper()
qpyr_plinth_mapper.SetInputConnection(qpyr_plinth_source.GetOutputPort())
qpyr_plinth_property = vtkProperty()
qpyr_plinth_property.SetAmbientColor(steel_blue_rgb)
qpyr_plinth_property.SetDiffuseColor(light_steel_blue_rgb)
qpyr_plinth_property.SetSpecularColor(1.0, 1.0, 1.0)
qpyr_plinth_property.SetSpecular(0.5)
qpyr_plinth_property.SetDiffuse(0.7)
qpyr_plinth_property.SetAmbient(0.5)
qpyr_plinth_property.SetSpecularPower(20.0)
qpyr_plinth_property.SetOpacity(0.8)
qpyr_plinth_property.EdgeVisibilityOn()
qpyr_plinth_property.SetLineWidth(1)
qpyr_plinth_actor = vtkActor()
qpyr_plinth_actor.SetMapper(qpyr_plinth_mapper)
qpyr_plinth_actor.SetProperty(qpyr_plinth_property)
qpyr_text_actor = vtkTextActor()
qpyr_text_actor.SetInput("Quadratic Pyramid")
qpyr_text_actor.GetTextProperty().SetFontSize(12)
qpyr_text_actor.GetTextProperty().SetColor(0.0, 0.0, 0.0)
qpyr_text_actor.GetTextProperty().SetJustificationToCentered()
qpyr_text_actor.GetPositionCoordinate().SetCoordinateSystemToNormalizedViewport()
qpyr_text_actor.SetPosition(0.5, 0.01)

# Cell 8: BiQuadratic Quad (surface, 2D)
bqq_mapper = vtkDataSetMapper()
bqq_mapper.SetInputData(bqq_grid)
bqq_property = vtkProperty()
bqq_property.SetAmbientColor(dark_salmon_rgb)
bqq_property.SetDiffuseColor(seashell_rgb)
bqq_property.SetSpecularColor(1.0, 1.0, 1.0)
bqq_property.SetSpecular(0.5)
bqq_property.SetDiffuse(0.7)
bqq_property.SetAmbient(0.5)
bqq_property.SetSpecularPower(20.0)
bqq_property.SetOpacity(0.9)
bqq_property.EdgeVisibilityOn()
bqq_property.SetLineWidth(3)
bqq_actor = vtkActor()
bqq_actor.SetMapper(bqq_mapper)
bqq_actor.SetProperty(bqq_property)
bqq_label_text_property = vtkTextProperty()
bqq_label_text_property.BoldOn()
bqq_label_text_property.ShadowOn()
bqq_label_text_property.SetJustificationToCentered()
bqq_label_text_property.SetColor(deep_pink_rgb)
bqq_label_text_property.SetFontSize(14)
bqq_label_mapper = vtkLabeledDataMapper()
bqq_label_mapper.SetInputData(bqq_grid)
bqq_label_mapper.SetLabelTextProperty(bqq_label_text_property)
bqq_label_actor = vtkActor2D()
bqq_label_actor.SetMapper(bqq_label_mapper)
bqq_glyph_mapper = vtkGlyph3DMapper()
bqq_glyph_mapper.SetInputData(bqq_grid)
bqq_glyph_mapper.SetSourceConnection(sphere_source.GetOutputPort())
bqq_glyph_mapper.ScalingOn()
bqq_glyph_mapper.ScalarVisibilityOff()
bqq_glyph_property = vtkProperty()
bqq_glyph_property.SetAmbientColor(gold_rgb)
bqq_glyph_property.SetDiffuseColor(yellow_rgb)
bqq_glyph_property.SetSpecularColor(1.0, 1.0, 1.0)
bqq_glyph_property.SetSpecular(0.5)
bqq_glyph_property.SetDiffuse(0.7)
bqq_glyph_property.SetAmbient(0.5)
bqq_glyph_property.SetSpecularPower(20.0)
bqq_glyph_property.SetOpacity(1.0)
bqq_glyph_actor = vtkActor()
bqq_glyph_actor.SetMapper(bqq_glyph_mapper)
bqq_glyph_actor.SetProperty(bqq_glyph_property)
bqq_text_actor = vtkTextActor()
bqq_text_actor.SetInput("BiQuadratic Quad")
bqq_text_actor.GetTextProperty().SetFontSize(12)
bqq_text_actor.GetTextProperty().SetColor(0.0, 0.0, 0.0)
bqq_text_actor.GetTextProperty().SetJustificationToCentered()
bqq_text_actor.GetPositionCoordinate().SetCoordinateSystemToNormalizedViewport()
bqq_text_actor.SetPosition(0.5, 0.01)

# Cell 9: TriQuadratic Hexahedron (surface, 3D)
tqh_mapper = vtkDataSetMapper()
tqh_mapper.SetInputData(tqh_grid)
tqh_property = vtkProperty()
tqh_property.SetAmbientColor(dark_salmon_rgb)
tqh_property.SetDiffuseColor(seashell_rgb)
tqh_property.SetSpecularColor(1.0, 1.0, 1.0)
tqh_property.SetSpecular(0.5)
tqh_property.SetDiffuse(0.7)
tqh_property.SetAmbient(0.5)
tqh_property.SetSpecularPower(20.0)
tqh_property.SetOpacity(0.9)
tqh_property.EdgeVisibilityOn()
tqh_property.SetLineWidth(3)
tqh_actor = vtkActor()
tqh_actor.SetMapper(tqh_mapper)
tqh_actor.SetProperty(tqh_property)
tqh_label_text_property = vtkTextProperty()
tqh_label_text_property.BoldOn()
tqh_label_text_property.ShadowOn()
tqh_label_text_property.SetJustificationToCentered()
tqh_label_text_property.SetColor(deep_pink_rgb)
tqh_label_text_property.SetFontSize(14)
tqh_label_mapper = vtkLabeledDataMapper()
tqh_label_mapper.SetInputData(tqh_grid)
tqh_label_mapper.SetLabelTextProperty(tqh_label_text_property)
tqh_label_actor = vtkActor2D()
tqh_label_actor.SetMapper(tqh_label_mapper)
tqh_glyph_mapper = vtkGlyph3DMapper()
tqh_glyph_mapper.SetInputData(tqh_grid)
tqh_glyph_mapper.SetSourceConnection(sphere_source.GetOutputPort())
tqh_glyph_mapper.ScalingOn()
tqh_glyph_mapper.ScalarVisibilityOff()
tqh_glyph_property = vtkProperty()
tqh_glyph_property.SetAmbientColor(gold_rgb)
tqh_glyph_property.SetDiffuseColor(yellow_rgb)
tqh_glyph_property.SetSpecularColor(1.0, 1.0, 1.0)
tqh_glyph_property.SetSpecular(0.5)
tqh_glyph_property.SetDiffuse(0.7)
tqh_glyph_property.SetAmbient(0.5)
tqh_glyph_property.SetSpecularPower(20.0)
tqh_glyph_property.SetOpacity(1.0)
tqh_glyph_actor = vtkActor()
tqh_glyph_actor.SetMapper(tqh_glyph_mapper)
tqh_glyph_actor.SetProperty(tqh_glyph_property)
tqh_plinth_mapper = vtkPolyDataMapper()
tqh_plinth_mapper.SetInputConnection(tqh_plinth_source.GetOutputPort())
tqh_plinth_property = vtkProperty()
tqh_plinth_property.SetAmbientColor(steel_blue_rgb)
tqh_plinth_property.SetDiffuseColor(light_steel_blue_rgb)
tqh_plinth_property.SetSpecularColor(1.0, 1.0, 1.0)
tqh_plinth_property.SetSpecular(0.5)
tqh_plinth_property.SetDiffuse(0.7)
tqh_plinth_property.SetAmbient(0.5)
tqh_plinth_property.SetSpecularPower(20.0)
tqh_plinth_property.SetOpacity(0.8)
tqh_plinth_property.EdgeVisibilityOn()
tqh_plinth_property.SetLineWidth(1)
tqh_plinth_actor = vtkActor()
tqh_plinth_actor.SetMapper(tqh_plinth_mapper)
tqh_plinth_actor.SetProperty(tqh_plinth_property)
tqh_text_actor = vtkTextActor()
tqh_text_actor.SetInput("TriQuadratic Hexahedron")
tqh_text_actor.GetTextProperty().SetFontSize(12)
tqh_text_actor.GetTextProperty().SetColor(0.0, 0.0, 0.0)
tqh_text_actor.GetTextProperty().SetJustificationToCentered()
tqh_text_actor.GetPositionCoordinate().SetCoordinateSystemToNormalizedViewport()
tqh_text_actor.SetPosition(0.5, 0.01)

# Cell 10: Quadratic Linear Quad (surface, 2D)
qlq_mapper = vtkDataSetMapper()
qlq_mapper.SetInputData(qlq_grid)
qlq_property = vtkProperty()
qlq_property.SetAmbientColor(dark_salmon_rgb)
qlq_property.SetDiffuseColor(seashell_rgb)
qlq_property.SetSpecularColor(1.0, 1.0, 1.0)
qlq_property.SetSpecular(0.5)
qlq_property.SetDiffuse(0.7)
qlq_property.SetAmbient(0.5)
qlq_property.SetSpecularPower(20.0)
qlq_property.SetOpacity(0.9)
qlq_property.EdgeVisibilityOn()
qlq_property.SetLineWidth(3)
qlq_actor = vtkActor()
qlq_actor.SetMapper(qlq_mapper)
qlq_actor.SetProperty(qlq_property)
qlq_label_text_property = vtkTextProperty()
qlq_label_text_property.BoldOn()
qlq_label_text_property.ShadowOn()
qlq_label_text_property.SetJustificationToCentered()
qlq_label_text_property.SetColor(deep_pink_rgb)
qlq_label_text_property.SetFontSize(14)
qlq_label_mapper = vtkLabeledDataMapper()
qlq_label_mapper.SetInputData(qlq_grid)
qlq_label_mapper.SetLabelTextProperty(qlq_label_text_property)
qlq_label_actor = vtkActor2D()
qlq_label_actor.SetMapper(qlq_label_mapper)
qlq_glyph_mapper = vtkGlyph3DMapper()
qlq_glyph_mapper.SetInputData(qlq_grid)
qlq_glyph_mapper.SetSourceConnection(sphere_source.GetOutputPort())
qlq_glyph_mapper.ScalingOn()
qlq_glyph_mapper.ScalarVisibilityOff()
qlq_glyph_property = vtkProperty()
qlq_glyph_property.SetAmbientColor(gold_rgb)
qlq_glyph_property.SetDiffuseColor(yellow_rgb)
qlq_glyph_property.SetSpecularColor(1.0, 1.0, 1.0)
qlq_glyph_property.SetSpecular(0.5)
qlq_glyph_property.SetDiffuse(0.7)
qlq_glyph_property.SetAmbient(0.5)
qlq_glyph_property.SetSpecularPower(20.0)
qlq_glyph_property.SetOpacity(1.0)
qlq_glyph_actor = vtkActor()
qlq_glyph_actor.SetMapper(qlq_glyph_mapper)
qlq_glyph_actor.SetProperty(qlq_glyph_property)
qlq_text_actor = vtkTextActor()
qlq_text_actor.SetInput("Quadratic Linear Quad")
qlq_text_actor.GetTextProperty().SetFontSize(12)
qlq_text_actor.GetTextProperty().SetColor(0.0, 0.0, 0.0)
qlq_text_actor.GetTextProperty().SetJustificationToCentered()
qlq_text_actor.GetPositionCoordinate().SetCoordinateSystemToNormalizedViewport()
qlq_text_actor.SetPosition(0.5, 0.01)

# Cell 11: Quadratic Linear Wedge (surface, 3D)
qlw_mapper = vtkDataSetMapper()
qlw_mapper.SetInputData(qlw_grid)
qlw_property = vtkProperty()
qlw_property.SetAmbientColor(dark_salmon_rgb)
qlw_property.SetDiffuseColor(seashell_rgb)
qlw_property.SetSpecularColor(1.0, 1.0, 1.0)
qlw_property.SetSpecular(0.5)
qlw_property.SetDiffuse(0.7)
qlw_property.SetAmbient(0.5)
qlw_property.SetSpecularPower(20.0)
qlw_property.SetOpacity(0.9)
qlw_property.EdgeVisibilityOn()
qlw_property.SetLineWidth(3)
qlw_actor = vtkActor()
qlw_actor.SetMapper(qlw_mapper)
qlw_actor.SetProperty(qlw_property)
qlw_label_text_property = vtkTextProperty()
qlw_label_text_property.BoldOn()
qlw_label_text_property.ShadowOn()
qlw_label_text_property.SetJustificationToCentered()
qlw_label_text_property.SetColor(deep_pink_rgb)
qlw_label_text_property.SetFontSize(14)
qlw_label_mapper = vtkLabeledDataMapper()
qlw_label_mapper.SetInputData(qlw_grid)
qlw_label_mapper.SetLabelTextProperty(qlw_label_text_property)
qlw_label_actor = vtkActor2D()
qlw_label_actor.SetMapper(qlw_label_mapper)
qlw_glyph_mapper = vtkGlyph3DMapper()
qlw_glyph_mapper.SetInputData(qlw_grid)
qlw_glyph_mapper.SetSourceConnection(sphere_source.GetOutputPort())
qlw_glyph_mapper.ScalingOn()
qlw_glyph_mapper.ScalarVisibilityOff()
qlw_glyph_property = vtkProperty()
qlw_glyph_property.SetAmbientColor(gold_rgb)
qlw_glyph_property.SetDiffuseColor(yellow_rgb)
qlw_glyph_property.SetSpecularColor(1.0, 1.0, 1.0)
qlw_glyph_property.SetSpecular(0.5)
qlw_glyph_property.SetDiffuse(0.7)
qlw_glyph_property.SetAmbient(0.5)
qlw_glyph_property.SetSpecularPower(20.0)
qlw_glyph_property.SetOpacity(1.0)
qlw_glyph_actor = vtkActor()
qlw_glyph_actor.SetMapper(qlw_glyph_mapper)
qlw_glyph_actor.SetProperty(qlw_glyph_property)
qlw_plinth_mapper = vtkPolyDataMapper()
qlw_plinth_mapper.SetInputConnection(qlw_plinth_source.GetOutputPort())
qlw_plinth_property = vtkProperty()
qlw_plinth_property.SetAmbientColor(steel_blue_rgb)
qlw_plinth_property.SetDiffuseColor(light_steel_blue_rgb)
qlw_plinth_property.SetSpecularColor(1.0, 1.0, 1.0)
qlw_plinth_property.SetSpecular(0.5)
qlw_plinth_property.SetDiffuse(0.7)
qlw_plinth_property.SetAmbient(0.5)
qlw_plinth_property.SetSpecularPower(20.0)
qlw_plinth_property.SetOpacity(0.8)
qlw_plinth_property.EdgeVisibilityOn()
qlw_plinth_property.SetLineWidth(1)
qlw_plinth_actor = vtkActor()
qlw_plinth_actor.SetMapper(qlw_plinth_mapper)
qlw_plinth_actor.SetProperty(qlw_plinth_property)
qlw_text_actor = vtkTextActor()
qlw_text_actor.SetInput("Quadratic Linear Wedge")
qlw_text_actor.GetTextProperty().SetFontSize(12)
qlw_text_actor.GetTextProperty().SetColor(0.0, 0.0, 0.0)
qlw_text_actor.GetTextProperty().SetJustificationToCentered()
qlw_text_actor.GetPositionCoordinate().SetCoordinateSystemToNormalizedViewport()
qlw_text_actor.SetPosition(0.5, 0.01)

# Cell 12: BiQuadratic Quadratic Wedge (surface, 3D)
bqqw_mapper = vtkDataSetMapper()
bqqw_mapper.SetInputData(bqqw_grid)
bqqw_property = vtkProperty()
bqqw_property.SetAmbientColor(dark_salmon_rgb)
bqqw_property.SetDiffuseColor(seashell_rgb)
bqqw_property.SetSpecularColor(1.0, 1.0, 1.0)
bqqw_property.SetSpecular(0.5)
bqqw_property.SetDiffuse(0.7)
bqqw_property.SetAmbient(0.5)
bqqw_property.SetSpecularPower(20.0)
bqqw_property.SetOpacity(0.9)
bqqw_property.EdgeVisibilityOn()
bqqw_property.SetLineWidth(3)
bqqw_actor = vtkActor()
bqqw_actor.SetMapper(bqqw_mapper)
bqqw_actor.SetProperty(bqqw_property)
bqqw_label_text_property = vtkTextProperty()
bqqw_label_text_property.BoldOn()
bqqw_label_text_property.ShadowOn()
bqqw_label_text_property.SetJustificationToCentered()
bqqw_label_text_property.SetColor(deep_pink_rgb)
bqqw_label_text_property.SetFontSize(14)
bqqw_label_mapper = vtkLabeledDataMapper()
bqqw_label_mapper.SetInputData(bqqw_grid)
bqqw_label_mapper.SetLabelTextProperty(bqqw_label_text_property)
bqqw_label_actor = vtkActor2D()
bqqw_label_actor.SetMapper(bqqw_label_mapper)
bqqw_glyph_mapper = vtkGlyph3DMapper()
bqqw_glyph_mapper.SetInputData(bqqw_grid)
bqqw_glyph_mapper.SetSourceConnection(sphere_source.GetOutputPort())
bqqw_glyph_mapper.ScalingOn()
bqqw_glyph_mapper.ScalarVisibilityOff()
bqqw_glyph_property = vtkProperty()
bqqw_glyph_property.SetAmbientColor(gold_rgb)
bqqw_glyph_property.SetDiffuseColor(yellow_rgb)
bqqw_glyph_property.SetSpecularColor(1.0, 1.0, 1.0)
bqqw_glyph_property.SetSpecular(0.5)
bqqw_glyph_property.SetDiffuse(0.7)
bqqw_glyph_property.SetAmbient(0.5)
bqqw_glyph_property.SetSpecularPower(20.0)
bqqw_glyph_property.SetOpacity(1.0)
bqqw_glyph_actor = vtkActor()
bqqw_glyph_actor.SetMapper(bqqw_glyph_mapper)
bqqw_glyph_actor.SetProperty(bqqw_glyph_property)
bqqw_plinth_mapper = vtkPolyDataMapper()
bqqw_plinth_mapper.SetInputConnection(bqqw_plinth_source.GetOutputPort())
bqqw_plinth_property = vtkProperty()
bqqw_plinth_property.SetAmbientColor(steel_blue_rgb)
bqqw_plinth_property.SetDiffuseColor(light_steel_blue_rgb)
bqqw_plinth_property.SetSpecularColor(1.0, 1.0, 1.0)
bqqw_plinth_property.SetSpecular(0.5)
bqqw_plinth_property.SetDiffuse(0.7)
bqqw_plinth_property.SetAmbient(0.5)
bqqw_plinth_property.SetSpecularPower(20.0)
bqqw_plinth_property.SetOpacity(0.8)
bqqw_plinth_property.EdgeVisibilityOn()
bqqw_plinth_property.SetLineWidth(1)
bqqw_plinth_actor = vtkActor()
bqqw_plinth_actor.SetMapper(bqqw_plinth_mapper)
bqqw_plinth_actor.SetProperty(bqqw_plinth_property)
bqqw_text_actor = vtkTextActor()
bqqw_text_actor.SetInput("BiQuadratic Quadratic Wedge")
bqqw_text_actor.GetTextProperty().SetFontSize(12)
bqqw_text_actor.GetTextProperty().SetColor(0.0, 0.0, 0.0)
bqqw_text_actor.GetTextProperty().SetJustificationToCentered()
bqqw_text_actor.GetPositionCoordinate().SetCoordinateSystemToNormalizedViewport()
bqqw_text_actor.SetPosition(0.5, 0.01)

# Cell 13: BiQuadratic Quadratic Hexahedron (surface, 3D)
bqqh_mapper = vtkDataSetMapper()
bqqh_mapper.SetInputData(bqqh_grid)
bqqh_property = vtkProperty()
bqqh_property.SetAmbientColor(dark_salmon_rgb)
bqqh_property.SetDiffuseColor(seashell_rgb)
bqqh_property.SetSpecularColor(1.0, 1.0, 1.0)
bqqh_property.SetSpecular(0.5)
bqqh_property.SetDiffuse(0.7)
bqqh_property.SetAmbient(0.5)
bqqh_property.SetSpecularPower(20.0)
bqqh_property.SetOpacity(0.9)
bqqh_property.EdgeVisibilityOn()
bqqh_property.SetLineWidth(3)
bqqh_actor = vtkActor()
bqqh_actor.SetMapper(bqqh_mapper)
bqqh_actor.SetProperty(bqqh_property)
bqqh_label_text_property = vtkTextProperty()
bqqh_label_text_property.BoldOn()
bqqh_label_text_property.ShadowOn()
bqqh_label_text_property.SetJustificationToCentered()
bqqh_label_text_property.SetColor(deep_pink_rgb)
bqqh_label_text_property.SetFontSize(14)
bqqh_label_mapper = vtkLabeledDataMapper()
bqqh_label_mapper.SetInputData(bqqh_grid)
bqqh_label_mapper.SetLabelTextProperty(bqqh_label_text_property)
bqqh_label_actor = vtkActor2D()
bqqh_label_actor.SetMapper(bqqh_label_mapper)
bqqh_glyph_mapper = vtkGlyph3DMapper()
bqqh_glyph_mapper.SetInputData(bqqh_grid)
bqqh_glyph_mapper.SetSourceConnection(sphere_source.GetOutputPort())
bqqh_glyph_mapper.ScalingOn()
bqqh_glyph_mapper.ScalarVisibilityOff()
bqqh_glyph_property = vtkProperty()
bqqh_glyph_property.SetAmbientColor(gold_rgb)
bqqh_glyph_property.SetDiffuseColor(yellow_rgb)
bqqh_glyph_property.SetSpecularColor(1.0, 1.0, 1.0)
bqqh_glyph_property.SetSpecular(0.5)
bqqh_glyph_property.SetDiffuse(0.7)
bqqh_glyph_property.SetAmbient(0.5)
bqqh_glyph_property.SetSpecularPower(20.0)
bqqh_glyph_property.SetOpacity(1.0)
bqqh_glyph_actor = vtkActor()
bqqh_glyph_actor.SetMapper(bqqh_glyph_mapper)
bqqh_glyph_actor.SetProperty(bqqh_glyph_property)
bqqh_plinth_mapper = vtkPolyDataMapper()
bqqh_plinth_mapper.SetInputConnection(bqqh_plinth_source.GetOutputPort())
bqqh_plinth_property = vtkProperty()
bqqh_plinth_property.SetAmbientColor(steel_blue_rgb)
bqqh_plinth_property.SetDiffuseColor(light_steel_blue_rgb)
bqqh_plinth_property.SetSpecularColor(1.0, 1.0, 1.0)
bqqh_plinth_property.SetSpecular(0.5)
bqqh_plinth_property.SetDiffuse(0.7)
bqqh_plinth_property.SetAmbient(0.5)
bqqh_plinth_property.SetSpecularPower(20.0)
bqqh_plinth_property.SetOpacity(0.8)
bqqh_plinth_property.EdgeVisibilityOn()
bqqh_plinth_property.SetLineWidth(1)
bqqh_plinth_actor = vtkActor()
bqqh_plinth_actor.SetMapper(bqqh_plinth_mapper)
bqqh_plinth_actor.SetProperty(bqqh_plinth_property)
bqqh_text_actor = vtkTextActor()
bqqh_text_actor.SetInput("BiQuadratic Quadratic Hex")
bqqh_text_actor.GetTextProperty().SetFontSize(12)
bqqh_text_actor.GetTextProperty().SetColor(0.0, 0.0, 0.0)
bqqh_text_actor.GetTextProperty().SetJustificationToCentered()
bqqh_text_actor.GetPositionCoordinate().SetCoordinateSystemToNormalizedViewport()
bqqh_text_actor.SetPosition(0.5, 0.01)

# Cell 14: BiQuadratic Triangle (surface, 2D)
bqt_mapper = vtkDataSetMapper()
bqt_mapper.SetInputData(bqt_grid)
bqt_property = vtkProperty()
bqt_property.SetAmbientColor(dark_salmon_rgb)
bqt_property.SetDiffuseColor(seashell_rgb)
bqt_property.SetSpecularColor(1.0, 1.0, 1.0)
bqt_property.SetSpecular(0.5)
bqt_property.SetDiffuse(0.7)
bqt_property.SetAmbient(0.5)
bqt_property.SetSpecularPower(20.0)
bqt_property.SetOpacity(0.9)
bqt_property.EdgeVisibilityOn()
bqt_property.SetLineWidth(3)
bqt_actor = vtkActor()
bqt_actor.SetMapper(bqt_mapper)
bqt_actor.SetProperty(bqt_property)
bqt_label_text_property = vtkTextProperty()
bqt_label_text_property.BoldOn()
bqt_label_text_property.ShadowOn()
bqt_label_text_property.SetJustificationToCentered()
bqt_label_text_property.SetColor(deep_pink_rgb)
bqt_label_text_property.SetFontSize(14)
bqt_label_mapper = vtkLabeledDataMapper()
bqt_label_mapper.SetInputData(bqt_grid)
bqt_label_mapper.SetLabelTextProperty(bqt_label_text_property)
bqt_label_actor = vtkActor2D()
bqt_label_actor.SetMapper(bqt_label_mapper)
bqt_glyph_mapper = vtkGlyph3DMapper()
bqt_glyph_mapper.SetInputData(bqt_grid)
bqt_glyph_mapper.SetSourceConnection(sphere_source.GetOutputPort())
bqt_glyph_mapper.ScalingOn()
bqt_glyph_mapper.ScalarVisibilityOff()
bqt_glyph_property = vtkProperty()
bqt_glyph_property.SetAmbientColor(gold_rgb)
bqt_glyph_property.SetDiffuseColor(yellow_rgb)
bqt_glyph_property.SetSpecularColor(1.0, 1.0, 1.0)
bqt_glyph_property.SetSpecular(0.5)
bqt_glyph_property.SetDiffuse(0.7)
bqt_glyph_property.SetAmbient(0.5)
bqt_glyph_property.SetSpecularPower(20.0)
bqt_glyph_property.SetOpacity(1.0)
bqt_glyph_actor = vtkActor()
bqt_glyph_actor.SetMapper(bqt_glyph_mapper)
bqt_glyph_actor.SetProperty(bqt_glyph_property)
bqt_text_actor = vtkTextActor()
bqt_text_actor.SetInput("BiQuadratic Triangle")
bqt_text_actor.GetTextProperty().SetFontSize(12)
bqt_text_actor.GetTextProperty().SetColor(0.0, 0.0, 0.0)
bqt_text_actor.GetTextProperty().SetJustificationToCentered()
bqt_text_actor.GetPositionCoordinate().SetCoordinateSystemToNormalizedViewport()
bqt_text_actor.SetPosition(0.5, 0.01)

# Cell 15: Cubic Line (wireframe, 2D)
cl_mapper = vtkDataSetMapper()
cl_mapper.SetInputData(cl_grid)
cl_property = vtkProperty()
cl_property.SetRepresentationToWireframe()
cl_property.SetLineWidth(2)
cl_property.SetOpacity(1)
cl_property.SetColor(0.0, 0.0, 0.0)
cl_actor = vtkActor()
cl_actor.SetMapper(cl_mapper)
cl_actor.SetProperty(cl_property)
cl_label_text_property = vtkTextProperty()
cl_label_text_property.BoldOn()
cl_label_text_property.ShadowOn()
cl_label_text_property.SetJustificationToCentered()
cl_label_text_property.SetColor(deep_pink_rgb)
cl_label_text_property.SetFontSize(14)
cl_label_mapper = vtkLabeledDataMapper()
cl_label_mapper.SetInputData(cl_grid)
cl_label_mapper.SetLabelTextProperty(cl_label_text_property)
cl_label_actor = vtkActor2D()
cl_label_actor.SetMapper(cl_label_mapper)
cl_glyph_mapper = vtkGlyph3DMapper()
cl_glyph_mapper.SetInputData(cl_grid)
cl_glyph_mapper.SetSourceConnection(sphere_source.GetOutputPort())
cl_glyph_mapper.ScalingOn()
cl_glyph_mapper.ScalarVisibilityOff()
cl_glyph_property = vtkProperty()
cl_glyph_property.SetAmbientColor(gold_rgb)
cl_glyph_property.SetDiffuseColor(yellow_rgb)
cl_glyph_property.SetSpecularColor(1.0, 1.0, 1.0)
cl_glyph_property.SetSpecular(0.5)
cl_glyph_property.SetDiffuse(0.7)
cl_glyph_property.SetAmbient(0.5)
cl_glyph_property.SetSpecularPower(20.0)
cl_glyph_property.SetOpacity(1.0)
cl_glyph_actor = vtkActor()
cl_glyph_actor.SetMapper(cl_glyph_mapper)
cl_glyph_actor.SetProperty(cl_glyph_property)
cl_text_actor = vtkTextActor()
cl_text_actor.SetInput("Cubic Line")
cl_text_actor.GetTextProperty().SetFontSize(12)
cl_text_actor.GetTextProperty().SetColor(0.0, 0.0, 0.0)
cl_text_actor.GetTextProperty().SetJustificationToCentered()
cl_text_actor.GetPositionCoordinate().SetCoordinateSystemToNormalizedViewport()
cl_text_actor.SetPosition(0.5, 0.01)

# ===========================================================================
# Renderers: 16 renderers in a 4 × 4 grid
# ===========================================================================

# Row 0 (top): cells 0-3, y = 0.75–1.00
qe_renderer = vtkRenderer()
qe_renderer.AddActor(qe_actor)
qe_renderer.AddActor(qe_label_actor)
qe_renderer.AddActor(qe_glyph_actor)
qe_renderer.AddViewProp(qe_text_actor)
qe_renderer.SetBackground(background_rgb)
qe_renderer.SetViewport(0.00, 0.75, 0.25, 1.00)

qt_renderer = vtkRenderer()
qt_renderer.AddActor(qt_actor)
qt_renderer.AddActor(qt_label_actor)
qt_renderer.AddActor(qt_glyph_actor)
qt_renderer.AddViewProp(qt_text_actor)
qt_renderer.SetBackground(background_rgb)
qt_renderer.SetViewport(0.25, 0.75, 0.50, 1.00)

qq_renderer = vtkRenderer()
qq_renderer.AddActor(qq_actor)
qq_renderer.AddActor(qq_label_actor)
qq_renderer.AddActor(qq_glyph_actor)
qq_renderer.AddViewProp(qq_text_actor)
qq_renderer.SetBackground(background_rgb)
qq_renderer.SetViewport(0.50, 0.75, 0.75, 1.00)

qp_renderer = vtkRenderer()
qp_renderer.AddActor(qp_actor)
qp_renderer.AddActor(qp_label_actor)
qp_renderer.AddActor(qp_glyph_actor)
qp_renderer.AddViewProp(qp_text_actor)
qp_renderer.SetBackground(background_rgb)
qp_renderer.SetViewport(0.75, 0.75, 1.00, 1.00)

# Row 1: cells 4-7, y = 0.50–0.75
qtet_renderer = vtkRenderer()
qtet_renderer.AddActor(qtet_actor)
qtet_renderer.AddActor(qtet_label_actor)
qtet_renderer.AddActor(qtet_glyph_actor)
qtet_renderer.AddActor(qtet_plinth_actor)
qtet_renderer.AddViewProp(qtet_text_actor)
qtet_renderer.SetBackground(background_rgb)
qtet_renderer.SetViewport(0.00, 0.50, 0.25, 0.75)

qhex_renderer = vtkRenderer()
qhex_renderer.AddActor(qhex_actor)
qhex_renderer.AddActor(qhex_label_actor)
qhex_renderer.AddActor(qhex_glyph_actor)
qhex_renderer.AddActor(qhex_plinth_actor)
qhex_renderer.AddViewProp(qhex_text_actor)
qhex_renderer.SetBackground(background_rgb)
qhex_renderer.SetViewport(0.25, 0.50, 0.50, 0.75)

qw_renderer = vtkRenderer()
qw_renderer.AddActor(qw_actor)
qw_renderer.AddActor(qw_label_actor)
qw_renderer.AddActor(qw_glyph_actor)
qw_renderer.AddActor(qw_plinth_actor)
qw_renderer.AddViewProp(qw_text_actor)
qw_renderer.SetBackground(background_rgb)
qw_renderer.SetViewport(0.50, 0.50, 0.75, 0.75)

qpyr_renderer = vtkRenderer()
qpyr_renderer.AddActor(qpyr_actor)
qpyr_renderer.AddActor(qpyr_label_actor)
qpyr_renderer.AddActor(qpyr_glyph_actor)
qpyr_renderer.AddActor(qpyr_plinth_actor)
qpyr_renderer.AddViewProp(qpyr_text_actor)
qpyr_renderer.SetBackground(background_rgb)
qpyr_renderer.SetViewport(0.75, 0.50, 1.00, 0.75)

# Row 2: cells 8-11, y = 0.25–0.50
bqq_renderer = vtkRenderer()
bqq_renderer.AddActor(bqq_actor)
bqq_renderer.AddActor(bqq_label_actor)
bqq_renderer.AddActor(bqq_glyph_actor)
bqq_renderer.AddViewProp(bqq_text_actor)
bqq_renderer.SetBackground(background_rgb)
bqq_renderer.SetViewport(0.00, 0.25, 0.25, 0.50)

tqh_renderer = vtkRenderer()
tqh_renderer.AddActor(tqh_actor)
tqh_renderer.AddActor(tqh_label_actor)
tqh_renderer.AddActor(tqh_glyph_actor)
tqh_renderer.AddActor(tqh_plinth_actor)
tqh_renderer.AddViewProp(tqh_text_actor)
tqh_renderer.SetBackground(background_rgb)
tqh_renderer.SetViewport(0.25, 0.25, 0.50, 0.50)

qlq_renderer = vtkRenderer()
qlq_renderer.AddActor(qlq_actor)
qlq_renderer.AddActor(qlq_label_actor)
qlq_renderer.AddActor(qlq_glyph_actor)
qlq_renderer.AddViewProp(qlq_text_actor)
qlq_renderer.SetBackground(background_rgb)
qlq_renderer.SetViewport(0.50, 0.25, 0.75, 0.50)

qlw_renderer = vtkRenderer()
qlw_renderer.AddActor(qlw_actor)
qlw_renderer.AddActor(qlw_label_actor)
qlw_renderer.AddActor(qlw_glyph_actor)
qlw_renderer.AddActor(qlw_plinth_actor)
qlw_renderer.AddViewProp(qlw_text_actor)
qlw_renderer.SetBackground(background_rgb)
qlw_renderer.SetViewport(0.75, 0.25, 1.00, 0.50)

# Row 3 (bottom): cells 12-15, y = 0.00–0.25
bqqw_renderer = vtkRenderer()
bqqw_renderer.AddActor(bqqw_actor)
bqqw_renderer.AddActor(bqqw_label_actor)
bqqw_renderer.AddActor(bqqw_glyph_actor)
bqqw_renderer.AddActor(bqqw_plinth_actor)
bqqw_renderer.AddViewProp(bqqw_text_actor)
bqqw_renderer.SetBackground(background_rgb)
bqqw_renderer.SetViewport(0.00, 0.00, 0.25, 0.25)

bqqh_renderer = vtkRenderer()
bqqh_renderer.AddActor(bqqh_actor)
bqqh_renderer.AddActor(bqqh_label_actor)
bqqh_renderer.AddActor(bqqh_glyph_actor)
bqqh_renderer.AddActor(bqqh_plinth_actor)
bqqh_renderer.AddViewProp(bqqh_text_actor)
bqqh_renderer.SetBackground(background_rgb)
bqqh_renderer.SetViewport(0.25, 0.00, 0.50, 0.25)

bqt_renderer = vtkRenderer()
bqt_renderer.AddActor(bqt_actor)
bqt_renderer.AddActor(bqt_label_actor)
bqt_renderer.AddActor(bqt_glyph_actor)
bqt_renderer.AddViewProp(bqt_text_actor)
bqt_renderer.SetBackground(background_rgb)
bqt_renderer.SetViewport(0.50, 0.00, 0.75, 0.25)

cl_renderer = vtkRenderer()
cl_renderer.AddActor(cl_actor)
cl_renderer.AddActor(cl_label_actor)
cl_renderer.AddActor(cl_glyph_actor)
cl_renderer.AddViewProp(cl_text_actor)
cl_renderer.SetBackground(background_rgb)
cl_renderer.SetViewport(0.75, 0.00, 1.00, 0.25)

# ===========================================================================
# RenderWindow
# ===========================================================================
render_window = vtkRenderWindow()
render_window.AddRenderer(qe_renderer)
render_window.AddRenderer(qt_renderer)
render_window.AddRenderer(qq_renderer)
render_window.AddRenderer(qp_renderer)
render_window.AddRenderer(qtet_renderer)
render_window.AddRenderer(qhex_renderer)
render_window.AddRenderer(qw_renderer)
render_window.AddRenderer(qpyr_renderer)
render_window.AddRenderer(bqq_renderer)
render_window.AddRenderer(tqh_renderer)
render_window.AddRenderer(qlq_renderer)
render_window.AddRenderer(qlw_renderer)
render_window.AddRenderer(bqqw_renderer)
render_window.AddRenderer(bqqh_renderer)
render_window.AddRenderer(bqt_renderer)
render_window.AddRenderer(cl_renderer)
render_window.SetWindowName("isoparametric cells demo")
render_window.SetMultiSamples(0)
render_window.SetSize(1200, 1200)

# ===========================================================================
# Interactor
# ===========================================================================
render_window_interactor = vtkRenderWindowInteractor()
render_window_interactor.SetRenderWindow(render_window)

# ===========================================================================
# Scene: camera setup for all 16 renderers
# ===========================================================================
qe_renderer.ResetCamera()
qe_renderer.GetActiveCamera().Zoom(1.4)
qt_renderer.ResetCamera()
qt_renderer.GetActiveCamera().Zoom(1.4)
qq_renderer.ResetCamera()
qq_renderer.GetActiveCamera().Zoom(1.4)
qp_renderer.ResetCamera()
qp_renderer.GetActiveCamera().Zoom(1.4)
qtet_renderer.ResetCamera()
qtet_renderer.GetActiveCamera().Zoom(1.4)
qhex_renderer.ResetCamera()
qhex_renderer.GetActiveCamera().Zoom(1.4)
qw_renderer.ResetCamera()
qw_renderer.GetActiveCamera().Zoom(1.4)
qpyr_renderer.ResetCamera()
qpyr_renderer.GetActiveCamera().Zoom(1.4)
bqq_renderer.ResetCamera()
bqq_renderer.GetActiveCamera().Zoom(1.4)
tqh_renderer.ResetCamera()
tqh_renderer.GetActiveCamera().Zoom(1.4)
qlq_renderer.ResetCamera()
qlq_renderer.GetActiveCamera().Zoom(1.4)
qlw_renderer.ResetCamera()
qlw_renderer.GetActiveCamera().Zoom(1.4)
bqqw_renderer.ResetCamera()
bqqw_renderer.GetActiveCamera().Zoom(1.4)
bqqh_renderer.ResetCamera()
bqqh_renderer.GetActiveCamera().Zoom(1.4)
bqt_renderer.ResetCamera()
bqt_renderer.GetActiveCamera().Zoom(1.4)
cl_renderer.ResetCamera()
cl_renderer.GetActiveCamera().Zoom(1.4)

render_window_interactor.Initialize()
render_window_interactor.Start()
